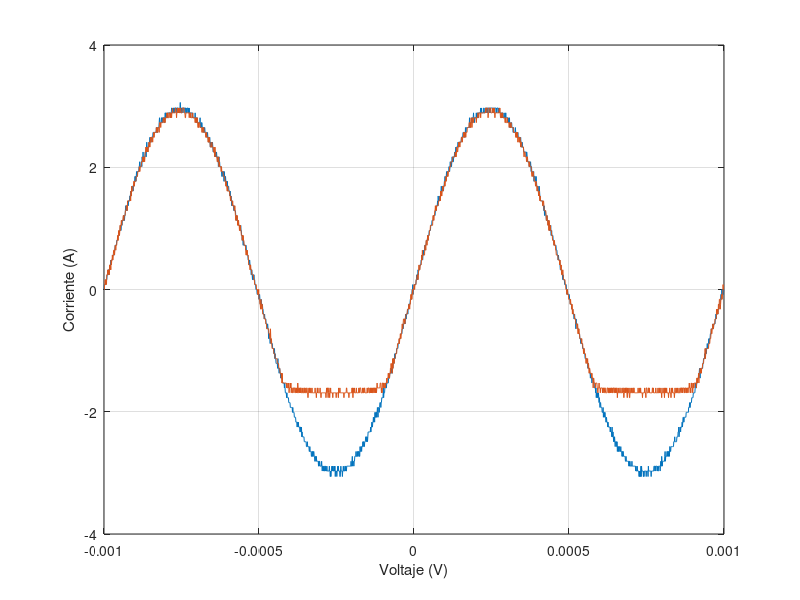

MATLAB code to generate this figure:
t=[-1.00E-03
-9.99E-04
-9.98E-04
-9.97E-04
-9.96E-04
-9.95E-04
-9.94E-04
-9.93E-04
-9.92E-04
-9.91E-04
-9.90E-04
-9.89E-04
-9.88E-04
-9.87E-04
-9.86E-04
-9.85E-04
-9.84E-04
-9.83E-04
-9.82E-04
-9.81E-04
-9.80E-04
-9.79E-04
-9.78E-04
-9.77E-04
-9.76E-04
-9.75E-04
-9.74E-04
-9.73E-04
-9.72E-04
-9.71E-04
-9.70E-04
-9.69E-04
-9.68E-04
-9.67E-04
-9.66E-04
-9.65E-04
-9.64E-04
-9.63E-04
-9.62E-04
-9.61E-04
-9.60E-04
-9.59E-04
-9.58E-04
-9.57E-04
-9.56E-04
-9.55E-04
-9.54E-04
-9.53E-04
-9.52E-04
-9.51E-04
-9.50E-04
-9.49E-04
-9.48E-04
-9.47E-04
-9.46E-04
-9.45E-04
-9.44E-04
-9.43E-04
-9.42E-04
-9.41E-04
-9.40E-04
-9.39E-04
-9.38E-04
-9.37E-04
-9.36E-04
-9.35E-04
-9.34E-04
-9.33E-04
-9.32E-04
-9.31E-04
-9.30E-04
-9.29E-04
-9.28E-04
-9.27E-04
-9.26E-04
-9.25E-04
-9.24E-04
-9.23E-04
-9.22E-04
-9.21E-04
-9.20E-04
-9.19E-04
-9.18E-04
-9.17E-04
-9.16E-04
-9.15E-04
-9.14E-04
-9.13E-04
-9.12E-04
-9.11E-04
-9.10E-04
-9.09E-04
-9.08E-04
-9.07E-04
-9.06E-04
-9.05E-04
-9.04E-04
-9.03E-04
-9.02E-04
-9.01E-04
-9.00E-04
-8.99E-04
-8.98E-04
-8.97E-04
-8.96E-04
-8.95E-04
-8.94E-04
-8.93E-04
-8.92E-04
-8.91E-04
-8.90E-04
-8.89E-04
-8.88E-04
-8.87E-04
-8.86E-04
-8.85E-04
-8.84E-04
-8.83E-04
-8.82E-04
-8.81E-04
-8.80E-04
-8.79E-04
-8.78E-04
-8.77E-04
-8.76E-04
-8.75E-04
-8.74E-04
-8.73E-04
-8.72E-04
-8.71E-04
-8.70E-04
-8.69E-04
-8.68E-04
-8.67E-04
-8.66E-04
-8.65E-04
-8.64E-04
-8.63E-04
-8.62E-04
-8.61E-04
-8.60E-04
-8.59E-04
-8.58E-04
-8.57E-04
-8.56E-04
-8.55E-04
-8.54E-04
-8.53E-04
-8.52E-04
-8.51E-04
-8.50E-04
-8.49E-04
-8.48E-04
-8.47E-04
-8.46E-04
-8.45E-04
-8.44E-04
-8.43E-04
-8.42E-04
-8.41E-04
-8.40E-04
-8.39E-04
-8.38E-04
-8.37E-04
-8.36E-04
-8.35E-04
-8.34E-04
-8.33E-04
-8.32E-04
-8.31E-04
-8.30E-04
-8.29E-04
-8.28E-04
-8.27E-04
-8.26E-04
-8.25E-04
-8.24E-04
-8.23E-04
-8.22E-04
-8.21E-04
-8.20E-04
-8.19E-04
-8.18E-04
-8.17E-04
-8.16E-04
-8.15E-04
-8.14E-04
-8.13E-04
-8.12E-04
-8.11E-04
-8.10E-04
-8.09E-04
-8.08E-04
-8.07E-04
-8.06E-04
-8.05E-04
-8.04E-04
-8.03E-04
-8.02E-04
-8.01E-04
-8.00E-04
-7.99E-04
-7.98E-04
-7.97E-04
-7.96E-04
-7.95E-04
-7.94E-04
-7.93E-04
-7.92E-04
-7.91E-04
-7.90E-04
-7.89E-04
-7.88E-04
-7.87E-04
-7.86E-04
-7.85E-04
-7.84E-04
-7.83E-04
-7.82E-04
-7.81E-04
-7.80E-04
-7.79E-04
-7.78E-04
-7.77E-04
-7.76E-04
-7.75E-04
-7.74E-04
-7.73E-04
-7.72E-04
-7.71E-04
-7.70E-04
-7.69E-04
-7.68E-04
-7.67E-04
-7.66E-04
-7.65E-04
-7.64E-04
-7.63E-04
-7.62E-04
-7.61E-04
-7.60E-04
-7.59E-04
-7.58E-04
-7.57E-04
-7.56E-04
-7.55E-04
-7.54E-04
-7.53E-04
-7.52E-04
-7.51E-04
-7.50E-04
-7.49E-04
-7.48E-04
-7.47E-04
-7.46E-04
-7.45E-04
-7.44E-04
-7.43E-04
-7.42E-04
-7.41E-04
-7.40E-04
-7.39E-04
-7.38E-04
-7.37E-04
-7.36E-04
-7.35E-04
-7.34E-04
-7.33E-04
-7.32E-04
-7.31E-04
-7.30E-04
-7.29E-04
-7.28E-04
-7.27E-04
-7.26E-04
-7.25E-04
-7.24E-04
-7.23E-04
-7.22E-04
-7.21E-04
-7.20E-04
-7.19E-04
-7.18E-04
-7.17E-04
-7.16E-04
-7.15E-04
-7.14E-04
-7.13E-04
-7.12E-04
-7.11E-04
-7.10E-04
-7.09E-04
-7.08E-04
-7.07E-04
-7.06E-04
-7.05E-04
-7.04E-04
-7.03E-04
-7.02E-04
-7.01E-04
-7.00E-04
-6.99E-04
-6.98E-04
-6.97E-04
-6.96E-04
-6.95E-04
-6.94E-04
-6.93E-04
-6.92E-04
-6.91E-04
-6.90E-04
-6.89E-04
-6.88E-04
-6.87E-04
-6.86E-04
-6.85E-04
-6.84E-04
-6.83E-04
-6.82E-04
-6.81E-04
-6.80E-04
-6.79E-04
-6.78E-04
-6.77E-04
-6.76E-04
-6.75E-04
-6.74E-04
-6.73E-04
-6.72E-04
-6.71E-04
-6.70E-04
-6.69E-04
-6.68E-04
-6.67E-04
-6.66E-04
-6.65E-04
-6.64E-04
-6.63E-04
-6.62E-04
-6.61E-04
-6.60E-04
-6.59E-04
-6.58E-04
-6.57E-04
-6.56E-04
-6.55E-04
-6.54E-04
-6.53E-04
-6.52E-04
-6.51E-04
-6.50E-04
-6.49E-04
-6.48E-04
-6.47E-04
-6.46E-04
-6.45E-04
-6.44E-04
-6.43E-04
-6.42E-04
-6.41E-04
-6.40E-04
-6.39E-04
-6.38E-04
-6.37E-04
-6.36E-04
-6.35E-04
-6.34E-04
-6.33E-04
-6.32E-04
-6.31E-04
-6.30E-04
-6.29E-04
-6.28E-04
-6.27E-04
-6.26E-04
-6.25E-04
-6.24E-04
-6.23E-04
-6.22E-04
-6.21E-04
-6.20E-04
-6.19E-04
-6.18E-04
-6.17E-04
-6.16E-04
-6.15E-04
-6.14E-04
-6.13E-04
-6.12E-04
-6.11E-04
-6.10E-04
-6.09E-04
-6.08E-04
-6.07E-04
-6.06E-04
-6.05E-04
-6.04E-04
-6.03E-04
-6.02E-04
-6.01E-04
-6.00E-04
-5.99E-04
-5.98E-04
-5.97E-04
-5.96E-04
-5.95E-04
-5.94E-04
-5.93E-04
-5.92E-04
-5.91E-04
-5.90E-04
-5.89E-04
-5.88E-04
-5.87E-04
-5.86E-04
-5.85E-04
-5.84E-04
-5.83E-04
-5.82E-04
-5.81E-04
-5.80E-04
-5.79E-04
-5.78E-04
-5.77E-04
-5.76E-04
-5.75E-04
-5.74E-04
-5.73E-04
-5.72E-04
-5.71E-04
-5.70E-04
-5.69E-04
-5.68E-04
-5.67E-04
-5.66E-04
-5.65E-04
-5.64E-04
-5.63E-04
-5.62E-04
-5.61E-04
-5.60E-04
-5.59E-04
-5.58E-04
-5.57E-04
-5.56E-04
-5.55E-04
-5.54E-04
-5.53E-04
-5.52E-04
-5.51E-04
-5.50E-04
-5.49E-04
-5.48E-04
-5.47E-04
-5.46E-04
-5.45E-04
-5.44E-04
-5.43E-04
-5.42E-04
-5.41E-04
-5.40E-04
-5.39E-04
-5.38E-04
-5.37E-04
-5.36E-04
-5.35E-04
-5.34E-04
-5.33E-04
-5.32E-04
-5.31E-04
-5.30E-04
-5.29E-04
-5.28E-04
-5.27E-04
-5.26E-04
-5.25E-04
-5.24E-04
-5.23E-04
-5.22E-04
-5.21E-04
-5.20E-04
-5.19E-04
-5.18E-04
-5.17E-04
-5.16E-04
-5.15E-04
-5.14E-04
-5.13E-04
-5.12E-04
-5.11E-04
-5.10E-04
-5.09E-04
-5.08E-04
-5.07E-04
-5.06E-04
-5.05E-04
-5.04E-04
-5.03E-04
-5.02E-04
-5.01E-04
-5.00E-04
-4.99E-04
-4.98E-04
-4.97E-04
-4.96E-04
-4.95E-04
-4.94E-04
-4.93E-04
-4.92E-04
-4.91E-04
-4.90E-04
-4.89E-04
-4.88E-04
-4.87E-04
-4.86E-04
-4.85E-04
-4.84E-04
-4.83E-04
-4.82E-04
-4.81E-04
-4.80E-04
-4.79E-04
-4.78E-04
-4.77E-04
-4.76E-04
-4.75E-04
-4.74E-04
-4.73E-04
-4.72E-04
-4.71E-04
-4.70E-04
-4.69E-04
-4.68E-04
-4.67E-04
-4.66E-04
-4.65E-04
-4.64E-04
-4.63E-04
-4.62E-04
-4.61E-04
-4.60E-04
-4.59E-04
-4.58E-04
-4.57E-04
-4.56E-04
-4.55E-04
-4.54E-04
-4.53E-04
-4.52E-04
-4.51E-04
-4.50E-04
-4.49E-04
-4.48E-04
-4.47E-04
-4.46E-04
-4.45E-04
-4.44E-04
-4.43E-04
-4.42E-04
-4.41E-04
-4.40E-04
-4.39E-04
-4.38E-04
-4.37E-04
-4.36E-04
-4.35E-04
-4.34E-04
-4.33E-04
-4.32E-04
-4.31E-04
-4.30E-04
-4.29E-04
-4.28E-04
-4.27E-04
-4.26E-04
-4.25E-04
-4.24E-04
-4.23E-04
-4.22E-04
-4.21E-04
-4.20E-04
-4.19E-04
-4.18E-04
-4.17E-04
-4.16E-04
-4.15E-04
-4.14E-04
-4.13E-04
-4.12E-04
-4.11E-04
-4.10E-04
-4.09E-04
-4.08E-04
-4.07E-04
-4.06E-04
-4.05E-04
-4.04E-04
-4.03E-04
-4.02E-04
-4.01E-04
-4.00E-04
-3.99E-04
-3.98E-04
-3.97E-04
-3.96E-04
-3.95E-04
-3.94E-04
-3.93E-04
-3.92E-04
-3.91E-04
-3.90E-04
-3.89E-04
-3.88E-04
-3.87E-04
-3.86E-04
-3.85E-04
-3.84E-04
-3.83E-04
-3.82E-04
-3.81E-04
-3.80E-04
-3.79E-04
-3.78E-04
-3.77E-04
-3.76E-04
-3.75E-04
-3.74E-04
-3.73E-04
-3.72E-04
-3.71E-04
-3.70E-04
-3.69E-04
-3.68E-04
-3.67E-04
-3.66E-04
-3.65E-04
-3.64E-04
-3.63E-04
-3.62E-04
-3.61E-04
-3.60E-04
-3.59E-04
-3.58E-04
-3.57E-04
-3.56E-04
-3.55E-04
-3.54E-04
-3.53E-04
-3.52E-04
-3.51E-04
-3.50E-04
-3.49E-04
-3.48E-04
-3.47E-04
-3.46E-04
-3.45E-04
-3.44E-04
-3.43E-04
-3.42E-04
-3.41E-04
-3.40E-04
-3.39E-04
-3.38E-04
-3.37E-04
-3.36E-04
-3.35E-04
-3.34E-04
-3.33E-04
-3.32E-04
-3.31E-04
-3.30E-04
-3.29E-04
-3.28E-04
-3.27E-04
-3.26E-04
-3.25E-04
-3.24E-04
-3.23E-04
-3.22E-04
-3.21E-04
-3.20E-04
-3.19E-04
-3.18E-04
-3.17E-04
-3.16E-04
-3.15E-04
-3.14E-04
-3.13E-04
-3.12E-04
-3.11E-04
-3.10E-04
-3.09E-04
-3.08E-04
-3.07E-04
-3.06E-04
-3.05E-04
-3.04E-04
-3.03E-04
-3.02E-04
-3.01E-04
-3.00E-04
-2.99E-04
-2.98E-04
-2.97E-04
-2.96E-04
-2.95E-04
-2.94E-04
-2.93E-04
-2.92E-04
-2.91E-04
-2.90E-04
-2.89E-04
-2.88E-04
-2.87E-04
-2.86E-04
-2.85E-04
-2.84E-04
-2.83E-04
-2.82E-04
-2.81E-04
-2.80E-04
-2.79E-04
-2.78E-04
-2.77E-04
-2.76E-04
-2.75E-04
-2.74E-04
-2.73E-04
-2.72E-04
-2.71E-04
-2.70E-04
-2.69E-04
-2.68E-04
-2.67E-04
-2.66E-04
-2.65E-04
-2.64E-04
-2.63E-04
-2.62E-04
-2.61E-04
-2.60E-04
-2.59E-04
-2.58E-04
-2.57E-04
-2.56E-04
-2.55E-04
-2.54E-04
-2.53E-04
-2.52E-04
-2.51E-04
-2.50E-04
-2.49E-04
-2.48E-04
-2.47E-04
-2.46E-04
-2.45E-04
-2.44E-04
-2.43E-04
-2.42E-04
-2.41E-04
-2.40E-04
-2.39E-04
-2.38E-04
-2.37E-04
-2.36E-04
-2.35E-04
-2.34E-04
-2.33E-04
-2.32E-04
-2.31E-04
-2.30E-04
-2.29E-04
-2.28E-04
-2.27E-04
-2.26E-04
-2.25E-04
-2.24E-04
-2.23E-04
-2.22E-04
-2.21E-04
-2.20E-04
-2.19E-04
-2.18E-04
-2.17E-04
-2.16E-04
-2.15E-04
-2.14E-04
-2.13E-04
-2.12E-04
-2.11E-04
-2.10E-04
-2.09E-04
-2.08E-04
-2.07E-04
-2.06E-04
-2.05E-04
-2.04E-04
-2.03E-04
-2.02E-04
-2.01E-04
-2.00E-04
-1.99E-04
-1.98E-04
-1.97E-04
-1.96E-04
-1.95E-04
-1.94E-04
-1.93E-04
-1.92E-04
-1.91E-04
-1.90E-04
-1.89E-04
-1.88E-04
-1.87E-04
-1.86E-04
-1.85E-04
-1.84E-04
-1.83E-04
-1.82E-04
-1.81E-04
-1.80E-04
-1.79E-04
-1.78E-04
-1.77E-04
-1.76E-04
-1.75E-04
-1.74E-04
-1.73E-04
-1.72E-04
-1.71E-04
-1.70E-04
-1.69E-04
-1.68E-04
-1.67E-04
-1.66E-04
-1.65E-04
-1.64E-04
-1.63E-04
-1.62E-04
-1.61E-04
-1.60E-04
-1.59E-04
-1.58E-04
-1.57E-04
-1.56E-04
-1.55E-04
-1.54E-04
-1.53E-04
-1.52E-04
-1.51E-04
-1.50E-04
-1.49E-04
-1.48E-04
-1.47E-04
-1.46E-04
-1.45E-04
-1.44E-04
-1.43E-04
-1.42E-04
-1.41E-04
-1.40E-04
-1.39E-04
-1.38E-04
-1.37E-04
-1.36E-04
-1.35E-04
-1.34E-04
-1.33E-04
-1.32E-04
-1.31E-04
-1.30E-04
-1.29E-04
-1.28E-04
-1.27E-04
-1.26E-04
-1.25E-04
-1.24E-04
-1.23E-04
-1.22E-04
-1.21E-04
-1.20E-04
-1.19E-04
-1.18E-04
-1.17E-04
-1.16E-04
-1.15E-04
-1.14E-04
-1.13E-04
-1.12E-04
-1.11E-04
-1.10E-04
-1.09E-04
-1.08E-04
-1.07E-04
-1.06E-04
-1.05E-04
-1.04E-04
-1.03E-04
-1.02E-04
-1.01E-04
-1.00E-04
-9.90E-05
-9.80E-05
-9.70E-05
-9.60E-05
-9.50E-05
-9.40E-05
-9.30E-05
-9.20E-05
-9.10E-05
-9.00E-05
-8.90E-05
-8.80E-05
-8.70E-05
-8.60E-05
-8.50E-05
-8.40E-05
-8.30E-05
-8.20E-05
-8.10E-05
-8.00E-05
-7.90E-05
-7.80E-05
-7.70E-05
-7.60E-05
-7.50E-05
-7.40E-05
-7.30E-05
-7.20E-05
-7.10E-05
-7.00E-05
-6.90E-05
-6.80E-05
-6.70E-05
-6.60E-05
-6.50E-05
-6.40E-05
-6.30E-05
-6.20E-05
-6.10E-05
-6.00E-05
-5.90E-05
-5.80E-05
-5.70E-05
-5.60E-05
-5.50E-05
-5.40E-05
-5.30E-05
-5.20E-05
-5.10E-05
-5.00E-05
-4.90E-05
-4.80E-05
-4.70E-05
-4.60E-05
-4.50E-05
-4.40E-05
-4.30E-05
-4.20E-05
-4.10E-05
-4.00E-05
-3.90E-05
-3.80E-05
-3.70E-05
-3.60E-05
-3.50E-05
-3.40E-05
-3.30E-05
-3.20E-05
-3.10E-05
-3.00E-05
-2.90E-05
-2.80E-05
-2.70E-05
-2.60E-05
-2.50E-05
-2.40E-05
-2.30E-05
-2.20E-05
-2.10E-05
-2.00E-05
-1.90E-05
-1.80E-05
-1.70E-05
-1.60E-05
-1.50E-05
-1.40E-05
-1.30E-05
-1.20E-05
-1.10E-05
-1.00E-05
-9.00E-06
-8.00E-06
-7.00E-06
-6.00E-06
-5.00E-06
-4.00E-06
-3.00E-06
-2.00E-06
-1.00E-06
0.00E+00
1.00E-06
2.00E-06
3.00E-06
4.00E-06
5.00E-06
6.00E-06
7.00E-06
8.00E-06
9.00E-06
1.00E-05
1.10E-05
1.20E-05
1.30E-05
1.40E-05
1.50E-05
1.60E-05
1.70E-05
1.80E-05
1.90E-05
2.00E-05
2.10E-05
2.20E-05
2.30E-05
2.40E-05
2.50E-05
2.60E-05
2.70E-05
2.80E-05
2.90E-05
3.00E-05
3.10E-05
3.20E-05
3.30E-05
3.40E-05
3.50E-05
3.60E-05
3.70E-05
3.80E-05
3.90E-05
4.00E-05
4.10E-05
4.20E-05
4.30E-05
4.40E-05
4.50E-05
4.60E-05
4.70E-05
4.80E-05
4.90E-05
5.00E-05
5.10E-05
5.20E-05
5.30E-05
5.40E-05
5.50E-05
5.60E-05
5.70E-05
5.80E-05
5.90E-05
6.00E-05
6.10E-05
6.20E-05
6.30E-05
6.40E-05
6.50E-05
6.60E-05
6.70E-05
6.80E-05
6.90E-05
7.00E-05
7.10E-05
7.20E-05
7.30E-05
7.40E-05
7.50E-05
7.60E-05
7.70E-05
7.80E-05
7.90E-05
8.00E-05
8.10E-05
8.20E-05
8.30E-05
8.40E-05
8.50E-05
8.60E-05
8.70E-05
8.80E-05
8.90E-05
9.00E-05
9.10E-05
9.20E-05
9.30E-05
9.40E-05
9.50E-05
9.60E-05
9.70E-05
9.80E-05
9.90E-05
1.00E-04
1.01E-04
1.02E-04
1.03E-04
1.04E-04
1.05E-04
1.06E-04
1.07E-04
1.08E-04
1.09E-04
1.10E-04
1.11E-04
1.12E-04
1.13E-04
1.14E-04
1.15E-04
1.16E-04
1.17E-04
1.18E-04
1.19E-04
1.20E-04
1.21E-04
1.22E-04
1.23E-04
1.24E-04
1.25E-04
1.26E-04
1.27E-04
1.28E-04
1.29E-04
1.30E-04
1.31E-04
1.32E-04
1.33E-04
1.34E-04
1.35E-04
1.36E-04
1.37E-04
1.38E-04
1.39E-04
1.40E-04
1.41E-04
1.42E-04
1.43E-04
1.44E-04
1.45E-04
1.46E-04
1.47E-04
1.48E-04
1.49E-04
1.50E-04
1.51E-04
1.52E-04
1.53E-04
1.54E-04
1.55E-04
1.56E-04
1.57E-04
1.58E-04
1.59E-04
1.60E-04
1.61E-04
1.62E-04
1.63E-04
1.64E-04
1.65E-04
1.66E-04
1.67E-04
1.68E-04
1.69E-04
1.70E-04
1.71E-04
1.72E-04
1.73E-04
1.74E-04
1.75E-04
1.76E-04
1.77E-04
1.78E-04
1.79E-04
1.80E-04
1.81E-04
1.82E-04
1.83E-04
1.84E-04
1.85E-04
1.86E-04
1.87E-04
1.88E-04
1.89E-04
1.90E-04
1.91E-04
1.92E-04
1.93E-04
1.94E-04
1.95E-04
1.96E-04
1.97E-04
1.98E-04
1.99E-04
2.00E-04
2.01E-04
2.02E-04
2.03E-04
2.04E-04
2.05E-04
2.06E-04
2.07E-04
2.08E-04
2.09E-04
2.10E-04
2.11E-04
2.12E-04
2.13E-04
2.14E-04
2.15E-04
2.16E-04
2.17E-04
2.18E-04
2.19E-04
2.20E-04
2.21E-04
2.22E-04
2.23E-04
2.24E-04
2.25E-04
2.26E-04
2.27E-04
2.28E-04
2.29E-04
2.30E-04
2.31E-04
2.32E-04
2.33E-04
2.34E-04
2.35E-04
2.36E-04
2.37E-04
2.38E-04
2.39E-04
2.40E-04
2.41E-04
2.42E-04
2.43E-04
2.44E-04
2.45E-04
2.46E-04
2.47E-04
2.48E-04
2.49E-04
2.50E-04
2.51E-04
2.52E-04
2.53E-04
2.54E-04
2.55E-04
2.56E-04
2.57E-04
2.58E-04
2.59E-04
2.60E-04
2.61E-04
2.62E-04
2.63E-04
2.64E-04
2.65E-04
2.66E-04
2.67E-04
2.68E-04
2.69E-04
2.70E-04
2.71E-04
2.72E-04
2.73E-04
2.74E-04
2.75E-04
2.76E-04
2.77E-04
2.78E-04
2.79E-04
2.80E-04
2.81E-04
2.82E-04
2.83E-04
2.84E-04
2.85E-04
2.86E-04
2.87E-04
2.88E-04
2.89E-04
2.90E-04
2.91E-04
2.92E-04
2.93E-04
2.94E-04
2.95E-04
2.96E-04
2.97E-04
2.98E-04
2.99E-04
3.00E-04
3.01E-04
3.02E-04
3.03E-04
3.04E-04
3.05E-04
3.06E-04
3.07E-04
3.08E-04
3.09E-04
3.10E-04
3.11E-04
3.12E-04
3.13E-04
3.14E-04
3.15E-04
3.16E-04
3.17E-04
3.18E-04
3.19E-04
3.20E-04
3.21E-04
3.22E-04
3.23E-04
3.24E-04
3.25E-04
3.26E-04
3.27E-04
3.28E-04
3.29E-04
3.30E-04
3.31E-04
3.32E-04
3.33E-04
3.34E-04
3.35E-04
3.36E-04
3.37E-04
3.38E-04
3.39E-04
3.40E-04
3.41E-04
3.42E-04
3.43E-04
3.44E-04
3.45E-04
3.46E-04
3.47E-04
3.48E-04
3.49E-04
3.50E-04
3.51E-04
3.52E-04
3.53E-04
3.54E-04
3.55E-04
3.56E-04
3.57E-04
3.58E-04
3.59E-04
3.60E-04
3.61E-04
3.62E-04
3.63E-04
3.64E-04
3.65E-04
3.66E-04
3.67E-04
3.68E-04
3.69E-04
3.70E-04
3.71E-04
3.72E-04
3.73E-04
3.74E-04
3.75E-04
3.76E-04
3.77E-04
3.78E-04
3.79E-04
3.80E-04
3.81E-04
3.82E-04
3.83E-04
3.84E-04
3.85E-04
3.86E-04
3.87E-04
3.88E-04
3.89E-04
3.90E-04
3.91E-04
3.92E-04
3.93E-04
3.94E-04
3.95E-04
3.96E-04
3.97E-04
3.98E-04
3.99E-04
4.00E-04
4.01E-04
4.02E-04
4.03E-04
4.04E-04
4.05E-04
4.06E-04
4.07E-04
4.08E-04
4.09E-04
4.10E-04
4.11E-04
4.12E-04
4.13E-04
4.14E-04
4.15E-04
4.16E-04
4.17E-04
4.18E-04
4.19E-04
4.20E-04
4.21E-04
4.22E-04
4.23E-04
4.24E-04
4.25E-04
4.26E-04
4.27E-04
4.28E-04
4.29E-04
4.30E-04
4.31E-04
4.32E-04
4.33E-04
4.34E-04
4.35E-04
4.36E-04
4.37E-04
4.38E-04
4.39E-04
4.40E-04
4.41E-04
4.42E-04
4.43E-04
4.44E-04
4.45E-04
4.46E-04
4.47E-04
4.48E-04
4.49E-04
4.50E-04
4.51E-04
4.52E-04
4.53E-04
4.54E-04
4.55E-04
4.56E-04
4.57E-04
4.58E-04
4.59E-04
4.60E-04
4.61E-04
4.62E-04
4.63E-04
4.64E-04
4.65E-04
4.66E-04
4.67E-04
4.68E-04
4.69E-04
4.70E-04
4.71E-04
4.72E-04
4.73E-04
4.74E-04
4.75E-04
4.76E-04
4.77E-04
4.78E-04
4.79E-04
4.80E-04
4.81E-04
4.82E-04
4.83E-04
4.84E-04
4.85E-04
4.86E-04
4.87E-04
4.88E-04
4.89E-04
4.90E-04
4.91E-04
4.92E-04
4.93E-04
4.94E-04
4.95E-04
4.96E-04
4.97E-04
4.98E-04
4.99E-04
5.00E-04
5.01E-04
5.02E-04
5.03E-04
5.04E-04
5.05E-04
5.06E-04
5.07E-04
5.08E-04
5.09E-04
5.10E-04
5.11E-04
5.12E-04
5.13E-04
5.14E-04
5.15E-04
5.16E-04
5.17E-04
5.18E-04
5.19E-04
5.20E-04
5.21E-04
5.22E-04
5.23E-04
5.24E-04
5.25E-04
5.26E-04
5.27E-04
5.28E-04
5.29E-04
5.30E-04
5.31E-04
5.32E-04
5.33E-04
5.34E-04
5.35E-04
5.36E-04
5.37E-04
5.38E-04
5.39E-04
5.40E-04
5.41E-04
5.42E-04
5.43E-04
5.44E-04
5.45E-04
5.46E-04
5.47E-04
5.48E-04
5.49E-04
5.50E-04
5.51E-04
5.52E-04
5.53E-04
5.54E-04
5.55E-04
5.56E-04
5.57E-04
5.58E-04
5.59E-04
5.60E-04
5.61E-04
5.62E-04
5.63E-04
5.64E-04
5.65E-04
5.66E-04
5.67E-04
5.68E-04
5.69E-04
5.70E-04
5.71E-04
5.72E-04
5.73E-04
5.74E-04
5.75E-04
5.76E-04
5.77E-04
5.78E-04
5.79E-04
5.80E-04
5.81E-04
5.82E-04
5.83E-04
5.84E-04
5.85E-04
5.86E-04
5.87E-04
5.88E-04
5.89E-04
5.90E-04
5.91E-04
5.92E-04
5.93E-04
5.94E-04
5.95E-04
5.96E-04
5.97E-04
5.98E-04
5.99E-04
6.00E-04
6.01E-04
6.02E-04
6.03E-04
6.04E-04
6.05E-04
6.06E-04
6.07E-04
6.08E-04
6.09E-04
6.10E-04
6.11E-04
6.12E-04
6.13E-04
6.14E-04
6.15E-04
6.16E-04
6.17E-04
6.18E-04
6.19E-04
6.20E-04
6.21E-04
6.22E-04
6.23E-04
6.24E-04
6.25E-04
6.26E-04
6.27E-04
6.28E-04
6.29E-04
6.30E-04
6.31E-04
6.32E-04
6.33E-04
6.34E-04
6.35E-04
6.36E-04
6.37E-04
6.38E-04
6.39E-04
6.40E-04
6.41E-04
6.42E-04
6.43E-04
6.44E-04
6.45E-04
6.46E-04
6.47E-04
6.48E-04
6.49E-04
6.50E-04
6.51E-04
6.52E-04
6.53E-04
6.54E-04
6.55E-04
6.56E-04
6.57E-04
6.58E-04
6.59E-04
6.60E-04
6.61E-04
6.62E-04
6.63E-04
6.64E-04
6.65E-04
6.66E-04
6.67E-04
6.68E-04
6.69E-04
6.70E-04
6.71E-04
6.72E-04
6.73E-04
6.74E-04
6.75E-04
6.76E-04
6.77E-04
6.78E-04
6.79E-04
6.80E-04
6.81E-04
6.82E-04
6.83E-04
6.84E-04
6.85E-04
6.86E-04
6.87E-04
6.88E-04
6.89E-04
6.90E-04
6.91E-04
6.92E-04
6.93E-04
6.94E-04
6.95E-04
6.96E-04
6.97E-04
6.98E-04
6.99E-04
7.00E-04
7.01E-04
7.02E-04
7.03E-04
7.04E-04
7.05E-04
7.06E-04
7.07E-04
7.08E-04
7.09E-04
7.10E-04
7.11E-04
7.12E-04
7.13E-04
7.14E-04
7.15E-04
7.16E-04
7.17E-04
7.18E-04
7.19E-04
7.20E-04
7.21E-04
7.22E-04
7.23E-04
7.24E-04
7.25E-04
7.26E-04
7.27E-04
7.28E-04
7.29E-04
7.30E-04
7.31E-04
7.32E-04
7.33E-04
7.34E-04
7.35E-04
7.36E-04
7.37E-04
7.38E-04
7.39E-04
7.40E-04
7.41E-04
7.42E-04
7.43E-04
7.44E-04
7.45E-04
7.46E-04
7.47E-04
7.48E-04
7.49E-04
7.50E-04
7.51E-04
7.52E-04
7.53E-04
7.54E-04
7.55E-04
7.56E-04
7.57E-04
7.58E-04
7.59E-04
7.60E-04
7.61E-04
7.62E-04
7.63E-04
7.64E-04
7.65E-04
7.66E-04
7.67E-04
7.68E-04
7.69E-04
7.70E-04
7.71E-04
7.72E-04
7.73E-04
7.74E-04
7.75E-04
7.76E-04
7.77E-04
7.78E-04
7.79E-04
7.80E-04
7.81E-04
7.82E-04
7.83E-04
7.84E-04
7.85E-04
7.86E-04
7.87E-04
7.88E-04
7.89E-04
7.90E-04
7.91E-04
7.92E-04
7.93E-04
7.94E-04
7.95E-04
7.96E-04
7.97E-04
7.98E-04
7.99E-04
8.00E-04
8.01E-04
8.02E-04
8.03E-04
8.04E-04
8.05E-04
8.06E-04
8.07E-04
8.08E-04
8.09E-04
8.10E-04
8.11E-04
8.12E-04
8.13E-04
8.14E-04
8.15E-04
8.16E-04
8.17E-04
8.18E-04
8.19E-04
8.20E-04
8.21E-04
8.22E-04
8.23E-04
8.24E-04
8.25E-04
8.26E-04
8.27E-04
8.28E-04
8.29E-04
8.30E-04
8.31E-04
8.32E-04
8.33E-04
8.34E-04
8.35E-04
8.36E-04
8.37E-04
8.38E-04
8.39E-04
8.40E-04
8.41E-04
8.42E-04
8.43E-04
8.44E-04
8.45E-04
8.46E-04
8.47E-04
8.48E-04
8.49E-04
8.50E-04
8.51E-04
8.52E-04
8.53E-04
8.54E-04
8.55E-04
8.56E-04
8.57E-04
8.58E-04
8.59E-04
8.60E-04
8.61E-04
8.62E-04
8.63E-04
8.64E-04
8.65E-04
8.66E-04
8.67E-04
8.68E-04
8.69E-04
8.70E-04
8.71E-04
8.72E-04
8.73E-04
8.74E-04
8.75E-04
8.76E-04
8.77E-04
8.78E-04
8.79E-04
8.80E-04
8.81E-04
8.82E-04
8.83E-04
8.84E-04
8.85E-04
8.86E-04
8.87E-04
8.88E-04
8.89E-04
8.90E-04
8.91E-04
8.92E-04
8.93E-04
8.94E-04
8.95E-04
8.96E-04
8.97E-04
8.98E-04
8.99E-04
9.00E-04
9.01E-04
9.02E-04
9.03E-04
9.04E-04
9.05E-04
9.06E-04
9.07E-04
9.08E-04
9.09E-04
9.10E-04
9.11E-04
9.12E-04
9.13E-04
9.14E-04
9.15E-04
9.16E-04
9.17E-04
9.18E-04
9.19E-04
9.20E-04
9.21E-04
9.22E-04
9.23E-04
9.24E-04
9.25E-04
9.26E-04
9.27E-04
9.28E-04
9.29E-04
9.30E-04
9.31E-04
9.32E-04
9.33E-04
9.34E-04
9.35E-04
9.36E-04
9.37E-04
9.38E-04
9.39E-04
9.40E-04
9.41E-04
9.42E-04
9.43E-04
9.44E-04
9.45E-04
9.46E-04
9.47E-04
9.48E-04
9.49E-04
9.50E-04
9.51E-04
9.52E-04
9.53E-04
9.54E-04
9.55E-04
9.56E-04
9.57E-04
9.58E-04
9.59E-04
9.60E-04
9.61E-04
9.62E-04
9.63E-04
9.64E-04
9.65E-04
9.66E-04
9.67E-04
9.68E-04
9.69E-04
9.70E-04
9.71E-04
9.72E-04
9.73E-04
9.74E-04
9.75E-04
9.76E-04
9.77E-04
9.78E-04
9.79E-04
9.80E-04
9.81E-04
9.82E-04
9.83E-04
9.84E-04
9.85E-04
9.86E-04
9.87E-04
9.88E-04
9.89E-04
9.90E-04
9.91E-04
9.92E-04
9.93E-04
9.94E-04
9.95E-04
9.96E-04
9.97E-04
9.98E-04
9.99E-04];
x=[0.00E+00
8.04E-02
8.04E-02
8.04E-02
8.04E-02
8.04E-02
1.61E-01
1.61E-01
1.61E-01
1.61E-01
2.41E-01
2.41E-01
2.41E-01
3.22E-01
3.22E-01
3.22E-01
2.41E-01
3.22E-01
3.22E-01
3.22E-01
4.02E-01
4.02E-01
4.82E-01
4.02E-01
4.82E-01
4.82E-01
4.82E-01
4.82E-01
5.63E-01
5.63E-01
5.63E-01
5.63E-01
5.63E-01
5.63E-01
6.43E-01
6.43E-01
7.24E-01
7.24E-01
7.24E-01
7.24E-01
7.24E-01
8.04E-01
8.04E-01
8.04E-01
8.04E-01
8.84E-01
8.84E-01
8.84E-01
8.84E-01
8.84E-01
9.65E-01
9.65E-01
9.65E-01
1.05E+00
9.65E-01
9.65E-01
1.05E+00
1.13E+00
1.05E+00
1.13E+00
1.13E+00
1.13E+00
1.13E+00
1.21E+00
1.13E+00
1.21E+00
1.13E+00
1.21E+00
1.21E+00
1.29E+00
1.37E+00
1.37E+00
1.29E+00
1.37E+00
1.29E+00
1.37E+00
1.37E+00
1.45E+00
1.37E+00
1.45E+00
1.45E+00
1.45E+00
1.45E+00
1.53E+00
1.53E+00
1.53E+00
1.61E+00
1.53E+00
1.53E+00
1.61E+00
1.61E+00
1.69E+00
1.69E+00
1.69E+00
1.61E+00
1.69E+00
1.69E+00
1.69E+00
1.77E+00
1.77E+00
1.85E+00
1.77E+00
1.85E+00
1.77E+00
1.85E+00
1.93E+00
1.93E+00
1.85E+00
1.93E+00
1.93E+00
1.93E+00
1.93E+00
1.93E+00
2.01E+00
2.01E+00
2.09E+00
2.01E+00
2.01E+00
2.01E+00
2.01E+00
2.09E+00
2.09E+00
2.01E+00
2.17E+00
2.09E+00
2.09E+00
2.25E+00
2.09E+00
2.17E+00
2.17E+00
2.17E+00
2.17E+00
2.17E+00
2.25E+00
2.25E+00
2.25E+00
2.17E+00
2.33E+00
2.41E+00
2.33E+00
2.33E+00
2.25E+00
2.33E+00
2.33E+00
2.33E+00
2.41E+00
2.41E+00
2.41E+00
2.49E+00
2.41E+00
2.49E+00
2.41E+00
2.41E+00
2.49E+00
2.49E+00
2.49E+00
2.49E+00
2.49E+00
2.57E+00
2.57E+00
2.57E+00
2.57E+00
2.57E+00
2.57E+00
2.57E+00
2.57E+00
2.57E+00
2.57E+00
2.57E+00
2.65E+00
2.57E+00
2.65E+00
2.57E+00
2.57E+00
2.65E+00
2.65E+00
2.65E+00
2.65E+00
2.73E+00
2.81E+00
2.73E+00
2.73E+00
2.73E+00
2.73E+00
2.73E+00
2.81E+00
2.81E+00
2.73E+00
2.81E+00
2.81E+00
2.73E+00
2.81E+00
2.81E+00
2.81E+00
2.81E+00
2.81E+00
2.73E+00
2.89E+00
2.89E+00
2.81E+00
2.81E+00
2.89E+00
2.81E+00
2.81E+00
2.81E+00
2.81E+00
2.89E+00
2.89E+00
2.89E+00
2.89E+00
2.89E+00
2.89E+00
2.89E+00
2.89E+00
2.89E+00
2.81E+00
2.89E+00
2.89E+00
2.97E+00
2.97E+00
2.89E+00
2.89E+00
2.89E+00
2.97E+00
2.97E+00
2.89E+00
2.97E+00
2.89E+00
2.97E+00
2.97E+00
2.97E+00
2.97E+00
2.97E+00
2.89E+00
2.97E+00
2.97E+00
2.97E+00
2.97E+00
2.97E+00
2.97E+00
2.89E+00
2.97E+00
2.89E+00
2.97E+00
2.89E+00
2.97E+00
3.06E+00
2.97E+00
2.89E+00
2.89E+00
2.97E+00
2.97E+00
2.89E+00
2.97E+00
2.97E+00
2.97E+00
2.97E+00
2.97E+00
2.89E+00
2.97E+00
2.97E+00
2.97E+00
2.97E+00
2.97E+00
2.89E+00
2.97E+00
2.89E+00
2.89E+00
2.97E+00
2.97E+00
2.97E+00
2.89E+00
2.97E+00
2.89E+00
2.89E+00
2.97E+00
2.89E+00
2.89E+00
2.89E+00
2.89E+00
2.89E+00
2.89E+00
2.89E+00
2.89E+00
2.89E+00
2.81E+00
2.89E+00
2.81E+00
2.81E+00
2.81E+00
2.81E+00
2.81E+00
2.81E+00
2.81E+00
2.89E+00
2.81E+00
2.81E+00
2.73E+00
2.81E+00
2.81E+00
2.73E+00
2.81E+00
2.73E+00
2.73E+00
2.73E+00
2.73E+00
2.73E+00
2.73E+00
2.73E+00
2.73E+00
2.81E+00
2.65E+00
2.65E+00
2.73E+00
2.65E+00
2.73E+00
2.73E+00
2.65E+00
2.65E+00
2.65E+00
2.57E+00
2.65E+00
2.65E+00
2.57E+00
2.65E+00
2.65E+00
2.57E+00
2.57E+00
2.57E+00
2.57E+00
2.57E+00
2.57E+00
2.49E+00
2.49E+00
2.57E+00
2.49E+00
2.49E+00
2.41E+00
2.49E+00
2.49E+00
2.41E+00
2.49E+00
2.41E+00
2.33E+00
2.41E+00
2.33E+00
2.41E+00
2.33E+00
2.41E+00
2.33E+00
2.41E+00
2.33E+00
2.25E+00
2.25E+00
2.25E+00
2.25E+00
2.25E+00
2.25E+00
2.25E+00
2.17E+00
2.25E+00
2.25E+00
2.17E+00
2.25E+00
2.17E+00
2.17E+00
2.17E+00
2.09E+00
2.17E+00
2.01E+00
2.09E+00
2.17E+00
2.09E+00
2.09E+00
2.01E+00
2.01E+00
2.01E+00
2.01E+00
2.01E+00
1.93E+00
1.85E+00
1.85E+00
1.93E+00
1.93E+00
1.85E+00
1.93E+00
1.93E+00
1.77E+00
1.93E+00
1.85E+00
1.85E+00
1.77E+00
1.85E+00
1.77E+00
1.77E+00
1.69E+00
1.77E+00
1.69E+00
1.77E+00
1.61E+00
1.69E+00
1.69E+00
1.69E+00
1.61E+00
1.61E+00
1.61E+00
1.53E+00
1.61E+00
1.53E+00
1.45E+00
1.53E+00
1.45E+00
1.37E+00
1.45E+00
1.45E+00
1.37E+00
1.37E+00
1.37E+00
1.37E+00
1.29E+00
1.37E+00
1.29E+00
1.29E+00
1.29E+00
1.29E+00
1.21E+00
1.21E+00
1.13E+00
1.21E+00
1.13E+00
1.13E+00
1.13E+00
1.13E+00
1.13E+00
1.05E+00
1.05E+00
1.05E+00
1.05E+00
1.05E+00
9.65E-01
9.65E-01
1.05E+00
9.65E-01
9.65E-01
8.84E-01
8.84E-01
8.04E-01
8.84E-01
8.04E-01
7.24E-01
8.04E-01
7.24E-01
7.24E-01
7.24E-01
7.24E-01
7.24E-01
7.24E-01
6.43E-01
7.24E-01
6.43E-01
6.43E-01
6.43E-01
5.63E-01
5.63E-01
5.63E-01
4.82E-01
4.82E-01
4.82E-01
4.02E-01
4.82E-01
4.82E-01
4.02E-01
4.02E-01
3.22E-01
3.22E-01
2.41E-01
3.22E-01
3.22E-01
2.41E-01
1.61E-01
2.41E-01
1.61E-01
1.61E-01
2.41E-01
2.41E-01
1.61E-01
1.61E-01
8.04E-02
8.04E-02
8.04E-02
0.00E+00
0.00E+00
0.00E+00
0.00E+00
-8.04E-02
-8.04E-02
-8.04E-02
-8.04E-02
-8.04E-02
-8.04E-02
-1.61E-01
-8.04E-02
-8.04E-02
-1.61E-01
-2.41E-01
-2.41E-01
-2.41E-01
-1.61E-01
-2.41E-01
-2.41E-01
-2.41E-01
-2.41E-01
-3.22E-01
-3.22E-01
-4.02E-01
-4.02E-01
-4.02E-01
-4.82E-01
-4.02E-01
-4.82E-01
-4.82E-01
-4.82E-01
-4.82E-01
-5.63E-01
-5.63E-01
-5.63E-01
-6.43E-01
-5.63E-01
-5.63E-01
-6.43E-01
-6.43E-01
-8.04E-01
-7.24E-01
-7.24E-01
-8.04E-01
-8.04E-01
-8.84E-01
-8.04E-01
-8.04E-01
-8.84E-01
-8.84E-01
-8.84E-01
-8.84E-01
-8.84E-01
-9.65E-01
-9.65E-01
-9.65E-01
-9.65E-01
-1.05E+00
-1.05E+00
-9.65E-01
-1.13E+00
-1.05E+00
-1.13E+00
-1.13E+00
-1.21E+00
-1.21E+00
-1.21E+00
-1.21E+00
-1.21E+00
-1.29E+00
-1.13E+00
-1.29E+00
-1.29E+00
-1.29E+00
-1.37E+00
-1.29E+00
-1.29E+00
-1.37E+00
-1.37E+00
-1.45E+00
-1.37E+00
-1.45E+00
-1.45E+00
-1.45E+00
-1.45E+00
-1.53E+00
-1.53E+00
-1.53E+00
-1.53E+00
-1.53E+00
-1.53E+00
-1.61E+00
-1.53E+00
-1.61E+00
-1.69E+00
-1.69E+00
-1.69E+00
-1.69E+00
-1.77E+00
-1.69E+00
-1.77E+00
-1.77E+00
-1.77E+00
-1.77E+00
-1.77E+00
-1.85E+00
-1.85E+00
-1.85E+00
-1.85E+00
-1.85E+00
-1.93E+00
-1.93E+00
-1.93E+00
-1.93E+00
-1.93E+00
-1.93E+00
-1.93E+00
-2.01E+00
-1.93E+00
-2.01E+00
-2.01E+00
-2.01E+00
-2.01E+00
-2.09E+00
-2.09E+00
-2.09E+00
-2.09E+00
-2.09E+00
-2.17E+00
-2.17E+00
-2.17E+00
-2.17E+00
-2.25E+00
-2.17E+00
-2.17E+00
-2.25E+00
-2.17E+00
-2.25E+00
-2.25E+00
-2.25E+00
-2.25E+00
-2.33E+00
-2.33E+00
-2.25E+00
-2.25E+00
-2.33E+00
-2.25E+00
-2.41E+00
-2.33E+00
-2.41E+00
-2.41E+00
-2.41E+00
-2.41E+00
-2.41E+00
-2.41E+00
-2.49E+00
-2.49E+00
-2.49E+00
-2.49E+00
-2.49E+00
-2.49E+00
-2.49E+00
-2.57E+00
-2.57E+00
-2.57E+00
-2.49E+00
-2.57E+00
-2.57E+00
-2.57E+00
-2.57E+00
-2.57E+00
-2.65E+00
-2.65E+00
-2.57E+00
-2.65E+00
-2.65E+00
-2.65E+00
-2.65E+00
-2.73E+00
-2.73E+00
-2.65E+00
-2.73E+00
-2.65E+00
-2.73E+00
-2.73E+00
-2.65E+00
-2.65E+00
-2.73E+00
-2.73E+00
-2.81E+00
-2.81E+00
-2.73E+00
-2.73E+00
-2.81E+00
-2.73E+00
-2.81E+00
-2.81E+00
-2.81E+00
-2.81E+00
-2.81E+00
-2.81E+00
-2.89E+00
-2.81E+00
-2.89E+00
-2.81E+00
-2.81E+00
-2.89E+00
-2.89E+00
-2.89E+00
-2.89E+00
-2.89E+00
-2.81E+00
-2.89E+00
-2.97E+00
-2.89E+00
-2.89E+00
-2.89E+00
-2.97E+00
-2.89E+00
-2.97E+00
-2.97E+00
-2.89E+00
-2.89E+00
-2.97E+00
-2.89E+00
-2.89E+00
-2.97E+00
-2.97E+00
-2.89E+00
-2.97E+00
-2.97E+00
-2.97E+00
-2.97E+00
-2.97E+00
-2.97E+00
-2.97E+00
-2.89E+00
-2.97E+00
-2.97E+00
-3.06E+00
-2.97E+00
-3.06E+00
-2.97E+00
-2.97E+00
-2.89E+00
-2.97E+00
-2.89E+00
-2.97E+00
-2.89E+00
-2.97E+00
-2.97E+00
-2.97E+00
-2.89E+00
-2.97E+00
-2.89E+00
-3.06E+00
-2.97E+00
-2.97E+00
-2.97E+00
-2.97E+00
-3.06E+00
-2.97E+00
-2.97E+00
-2.89E+00
-2.97E+00
-2.89E+00
-2.97E+00
-2.97E+00
-2.97E+00
-2.97E+00
-3.06E+00
-3.06E+00
-2.97E+00
-2.89E+00
-2.97E+00
-2.97E+00
-2.97E+00
-2.97E+00
-3.06E+00
-2.97E+00
-2.97E+00
-2.89E+00
-2.97E+00
-2.97E+00
-2.97E+00
-2.97E+00
-2.89E+00
-2.89E+00
-2.97E+00
-2.89E+00
-2.97E+00
-2.97E+00
-2.89E+00
-2.89E+00
-2.89E+00
-2.89E+00
-2.89E+00
-2.89E+00
-2.89E+00
-2.89E+00
-2.89E+00
-2.89E+00
-2.89E+00
-2.89E+00
-2.89E+00
-2.89E+00
-2.81E+00
-2.89E+00
-2.89E+00
-2.81E+00
-2.73E+00
-2.89E+00
-2.81E+00
-2.81E+00
-2.81E+00
-2.89E+00
-2.81E+00
-2.81E+00
-2.73E+00
-2.73E+00
-2.73E+00
-2.73E+00
-2.65E+00
-2.73E+00
-2.73E+00
-2.73E+00
-2.65E+00
-2.73E+00
-2.65E+00
-2.65E+00
-2.65E+00
-2.73E+00
-2.65E+00
-2.73E+00
-2.73E+00
-2.57E+00
-2.65E+00
-2.65E+00
-2.57E+00
-2.57E+00
-2.65E+00
-2.57E+00
-2.57E+00
-2.57E+00
-2.49E+00
-2.57E+00
-2.49E+00
-2.49E+00
-2.57E+00
-2.57E+00
-2.49E+00
-2.49E+00
-2.49E+00
-2.41E+00
-2.41E+00
-2.41E+00
-2.49E+00
-2.41E+00
-2.41E+00
-2.49E+00
-2.41E+00
-2.33E+00
-2.33E+00
-2.33E+00
-2.33E+00
-2.33E+00
-2.33E+00
-2.33E+00
-2.33E+00
-2.25E+00
-2.33E+00
-2.25E+00
-2.25E+00
-2.17E+00
-2.25E+00
-2.25E+00
-2.17E+00
-2.17E+00
-2.09E+00
-2.17E+00
-2.09E+00
-2.09E+00
-2.17E+00
-2.01E+00
-2.09E+00
-2.09E+00
-2.01E+00
-2.09E+00
-2.01E+00
-2.09E+00
-2.01E+00
-1.93E+00
-2.01E+00
-2.09E+00
-1.93E+00
-1.93E+00
-1.93E+00
-2.01E+00
-1.93E+00
-1.85E+00
-1.85E+00
-1.85E+00
-1.93E+00
-1.85E+00
-1.85E+00
-1.77E+00
-1.77E+00
-1.77E+00
-1.77E+00
-1.77E+00
-1.61E+00
-1.77E+00
-1.69E+00
-1.69E+00
-1.69E+00
-1.61E+00
-1.61E+00
-1.61E+00
-1.53E+00
-1.61E+00
-1.61E+00
-1.53E+00
-1.53E+00
-1.53E+00
-1.53E+00
-1.53E+00
-1.53E+00
-1.45E+00
-1.45E+00
-1.45E+00
-1.45E+00
-1.37E+00
-1.37E+00
-1.37E+00
-1.29E+00
-1.29E+00
-1.37E+00
-1.29E+00
-1.29E+00
-1.37E+00
-1.29E+00
-1.29E+00
-1.21E+00
-1.13E+00
-1.21E+00
-1.13E+00
-1.13E+00
-1.05E+00
-1.13E+00
-1.05E+00
-1.05E+00
-1.05E+00
-1.05E+00
-9.65E-01
-9.65E-01
-9.65E-01
-9.65E-01
-9.65E-01
-8.84E-01
-8.84E-01
-8.84E-01
-8.84E-01
-8.04E-01
-8.04E-01
-8.04E-01
-8.04E-01
-7.24E-01
-7.24E-01
-7.24E-01
-7.24E-01
-7.24E-01
-6.43E-01
-6.43E-01
-5.63E-01
-6.43E-01
-5.63E-01
-5.63E-01
-5.63E-01
-4.82E-01
-4.82E-01
-5.63E-01
-4.82E-01
-4.02E-01
-4.82E-01
-4.82E-01
-4.02E-01
-4.02E-01
-4.02E-01
-3.22E-01
-4.02E-01
-3.22E-01
-3.22E-01
-2.41E-01
-2.41E-01
-2.41E-01
-2.41E-01
-2.41E-01
-1.61E-01
-1.61E-01
-1.61E-01
-1.61E-01
-1.61E-01
-8.04E-02
0.00E+00
0.00E+00
8.04E-02
-8.04E-02
0.00E+00
0.00E+00
0.00E+00
8.04E-02
8.04E-02
8.04E-02
8.04E-02
8.04E-02
8.04E-02
1.61E-01
1.61E-01
2.41E-01
1.61E-01
2.41E-01
1.61E-01
3.22E-01
2.41E-01
3.22E-01
3.22E-01
3.22E-01
3.22E-01
4.02E-01
4.02E-01
4.02E-01
4.02E-01
4.82E-01
4.82E-01
4.82E-01
5.63E-01
4.82E-01
4.82E-01
5.63E-01
6.43E-01
5.63E-01
6.43E-01
6.43E-01
6.43E-01
7.24E-01
6.43E-01
7.24E-01
7.24E-01
7.24E-01
8.04E-01
8.04E-01
8.04E-01
8.04E-01
8.84E-01
8.04E-01
8.84E-01
8.84E-01
8.84E-01
9.65E-01
9.65E-01
9.65E-01
9.65E-01
9.65E-01
1.05E+00
1.05E+00
1.05E+00
1.05E+00
1.13E+00
1.13E+00
1.13E+00
1.13E+00
1.13E+00
1.21E+00
1.21E+00
1.21E+00
1.21E+00
1.21E+00
1.21E+00
1.29E+00
1.29E+00
1.29E+00
1.29E+00
1.37E+00
1.37E+00
1.37E+00
1.45E+00
1.37E+00
1.53E+00
1.45E+00
1.45E+00
1.45E+00
1.53E+00
1.45E+00
1.53E+00
1.53E+00
1.53E+00
1.61E+00
1.69E+00
1.61E+00
1.61E+00
1.69E+00
1.61E+00
1.69E+00
1.69E+00
1.61E+00
1.69E+00
1.69E+00
1.77E+00
1.77E+00
1.85E+00
1.77E+00
1.77E+00
1.85E+00
1.85E+00
1.93E+00
1.85E+00
1.85E+00
1.93E+00
1.93E+00
1.93E+00
1.93E+00
1.93E+00
2.01E+00
1.93E+00
1.93E+00
2.01E+00
2.09E+00
2.01E+00
2.01E+00
2.09E+00
2.01E+00
2.09E+00
2.17E+00
2.09E+00
2.17E+00
2.09E+00
2.09E+00
2.17E+00
2.17E+00
2.17E+00
2.25E+00
2.17E+00
2.25E+00
2.25E+00
2.33E+00
2.25E+00
2.33E+00
2.33E+00
2.33E+00
2.33E+00
2.33E+00
2.41E+00
2.33E+00
2.41E+00
2.41E+00
2.41E+00
2.41E+00
2.41E+00
2.41E+00
2.41E+00
2.41E+00
2.41E+00
2.49E+00
2.49E+00
2.49E+00
2.49E+00
2.49E+00
2.57E+00
2.57E+00
2.57E+00
2.57E+00
2.49E+00
2.57E+00
2.57E+00
2.49E+00
2.65E+00
2.57E+00
2.57E+00
2.65E+00
2.65E+00
2.65E+00
2.65E+00
2.65E+00
2.65E+00
2.65E+00
2.65E+00
2.65E+00
2.65E+00
2.81E+00
2.65E+00
2.65E+00
2.73E+00
2.73E+00
2.73E+00
2.73E+00
2.81E+00
2.73E+00
2.81E+00
2.73E+00
2.81E+00
2.81E+00
2.89E+00
2.81E+00
2.81E+00
2.73E+00
2.81E+00
2.81E+00
2.81E+00
2.81E+00
2.81E+00
2.89E+00
2.81E+00
2.81E+00
2.89E+00
2.81E+00
2.89E+00
2.81E+00
2.89E+00
2.89E+00
2.89E+00
2.89E+00
2.89E+00
2.89E+00
2.89E+00
2.97E+00
2.89E+00
2.89E+00
2.97E+00
2.89E+00
2.89E+00
2.89E+00
2.89E+00
2.89E+00
2.89E+00
2.97E+00
2.97E+00
2.89E+00
2.89E+00
2.89E+00
2.97E+00
2.97E+00
2.97E+00
2.89E+00
2.97E+00
2.97E+00
2.89E+00
2.97E+00
2.89E+00
2.97E+00
2.97E+00
2.97E+00
2.97E+00
2.89E+00
2.97E+00
2.97E+00
2.89E+00
2.97E+00
2.97E+00
2.97E+00
2.97E+00
2.97E+00
2.97E+00
2.97E+00
2.89E+00
2.97E+00
2.97E+00
2.97E+00
2.89E+00
2.97E+00
2.97E+00
2.97E+00
2.97E+00
2.97E+00
2.97E+00
2.89E+00
2.97E+00
2.89E+00
2.97E+00
2.97E+00
2.97E+00
2.97E+00
2.89E+00
2.97E+00
2.89E+00
2.97E+00
2.89E+00
2.89E+00
2.89E+00
2.89E+00
2.89E+00
2.89E+00
2.81E+00
2.89E+00
2.89E+00
2.89E+00
2.81E+00
2.89E+00
2.81E+00
2.81E+00
2.81E+00
2.81E+00
2.81E+00
2.89E+00
2.81E+00
2.81E+00
2.89E+00
2.81E+00
2.81E+00
2.81E+00
2.81E+00
2.81E+00
2.81E+00
2.73E+00
2.81E+00
2.73E+00
2.73E+00
2.73E+00
2.81E+00
2.65E+00
2.73E+00
2.65E+00
2.65E+00
2.73E+00
2.73E+00
2.73E+00
2.65E+00
2.65E+00
2.65E+00
2.65E+00
2.57E+00
2.65E+00
2.57E+00
2.57E+00
2.57E+00
2.57E+00
2.57E+00
2.65E+00
2.57E+00
2.57E+00
2.57E+00
2.57E+00
2.49E+00
2.49E+00
2.49E+00
2.57E+00
2.49E+00
2.49E+00
2.49E+00
2.49E+00
2.49E+00
2.49E+00
2.41E+00
2.41E+00
2.49E+00
2.41E+00
2.33E+00
2.33E+00
2.33E+00
2.41E+00
2.33E+00
2.33E+00
2.33E+00
2.33E+00
2.25E+00
2.25E+00
2.25E+00
2.25E+00
2.25E+00
2.25E+00
2.25E+00
2.25E+00
2.17E+00
2.25E+00
2.25E+00
2.17E+00
2.09E+00
2.09E+00
2.09E+00
2.09E+00
2.09E+00
2.09E+00
2.01E+00
2.09E+00
2.01E+00
2.01E+00
2.09E+00
2.01E+00
1.93E+00
2.01E+00
1.93E+00
1.93E+00
1.93E+00
1.93E+00
1.85E+00
1.85E+00
1.93E+00
1.77E+00
1.85E+00
1.85E+00
1.85E+00
1.85E+00
1.77E+00
1.77E+00
1.85E+00
1.77E+00
1.69E+00
1.69E+00
1.69E+00
1.61E+00
1.69E+00
1.61E+00
1.61E+00
1.61E+00
1.69E+00
1.61E+00
1.53E+00
1.53E+00
1.45E+00
1.45E+00
1.45E+00
1.45E+00
1.45E+00
1.45E+00
1.45E+00
1.45E+00
1.37E+00
1.37E+00
1.37E+00
1.29E+00
1.37E+00
1.21E+00
1.29E+00
1.29E+00
1.29E+00
1.21E+00
1.21E+00
1.13E+00
1.13E+00
1.21E+00
1.13E+00
1.13E+00
1.13E+00
1.05E+00
1.13E+00
1.05E+00
1.05E+00
9.65E-01
1.05E+00
9.65E-01
9.65E-01
1.05E+00
8.84E-01
8.84E-01
9.65E-01
8.84E-01
8.84E-01
8.84E-01
8.84E-01
8.04E-01
8.04E-01
8.04E-01
7.24E-01
7.24E-01
7.24E-01
7.24E-01
7.24E-01
7.24E-01
7.24E-01
6.43E-01
6.43E-01
6.43E-01
5.63E-01
5.63E-01
5.63E-01
4.82E-01
5.63E-01
4.82E-01
4.82E-01
4.82E-01
4.82E-01
4.02E-01
3.22E-01
3.22E-01
3.22E-01
3.22E-01
3.22E-01
3.22E-01
2.41E-01
2.41E-01
1.61E-01
2.41E-01
1.61E-01
1.61E-01
1.61E-01
1.61E-01
8.04E-02
8.04E-02
8.04E-02
8.04E-02
8.04E-02
8.04E-02
0.00E+00
0.00E+00
-8.04E-02
0.00E+00
-8.04E-02
-8.04E-02
-8.04E-02
-8.04E-02
-8.04E-02
-8.04E-02
-1.61E-01
-1.61E-01
-2.41E-01
-2.41E-01
-2.41E-01
-2.41E-01
-2.41E-01
-3.22E-01
-3.22E-01
-3.22E-01
-3.22E-01
-4.02E-01
-4.02E-01
-4.02E-01
-4.82E-01
-4.82E-01
-4.02E-01
-4.82E-01
-4.82E-01
-4.82E-01
-6.43E-01
-4.82E-01
-5.63E-01
-5.63E-01
-5.63E-01
-5.63E-01
-6.43E-01
-6.43E-01
-6.43E-01
-7.24E-01
-7.24E-01
-7.24E-01
-7.24E-01
-8.04E-01
-8.04E-01
-8.04E-01
-8.84E-01
-8.04E-01
-8.84E-01
-8.84E-01
-8.84E-01
-8.84E-01
-9.65E-01
-9.65E-01
-9.65E-01
-9.65E-01
-9.65E-01
-1.05E+00
-1.05E+00
-1.05E+00
-1.13E+00
-1.13E+00
-1.13E+00
-1.13E+00
-1.13E+00
-1.13E+00
-1.13E+00
-1.21E+00
-1.21E+00
-1.29E+00
-1.21E+00
-1.29E+00
-1.29E+00
-1.29E+00
-1.29E+00
-1.37E+00
-1.37E+00
-1.45E+00
-1.37E+00
-1.45E+00
-1.45E+00
-1.45E+00
-1.53E+00
-1.45E+00
-1.45E+00
-1.45E+00
-1.45E+00
-1.53E+00
-1.53E+00
-1.53E+00
-1.61E+00
-1.61E+00
-1.61E+00
-1.61E+00
-1.69E+00
-1.61E+00
-1.77E+00
-1.69E+00
-1.69E+00
-1.77E+00
-1.69E+00
-1.77E+00
-1.77E+00
-1.69E+00
-1.77E+00
-1.85E+00
-1.77E+00
-1.85E+00
-1.93E+00
-1.85E+00
-1.85E+00
-1.93E+00
-1.93E+00
-1.93E+00
-1.93E+00
-2.01E+00
-2.01E+00
-2.01E+00
-1.93E+00
-2.09E+00
-2.01E+00
-2.01E+00
-2.01E+00
-2.09E+00
-2.01E+00
-2.09E+00
-2.09E+00
-2.17E+00
-2.17E+00
-2.09E+00
-2.17E+00
-2.17E+00
-2.17E+00
-2.25E+00
-2.17E+00
-2.25E+00
-2.25E+00
-2.25E+00
-2.25E+00
-2.25E+00
-2.25E+00
-2.33E+00
-2.25E+00
-2.33E+00
-2.33E+00
-2.33E+00
-2.41E+00
-2.25E+00
-2.41E+00
-2.41E+00
-2.33E+00
-2.41E+00
-2.49E+00
-2.41E+00
-2.49E+00
-2.41E+00
-2.49E+00
-2.57E+00
-2.49E+00
-2.49E+00
-2.49E+00
-2.49E+00
-2.57E+00
-2.49E+00
-2.65E+00
-2.57E+00
-2.57E+00
-2.65E+00
-2.57E+00
-2.65E+00
-2.57E+00
-2.57E+00
-2.65E+00
-2.65E+00
-2.65E+00
-2.57E+00
-2.65E+00
-2.65E+00
-2.65E+00
-2.73E+00
-2.65E+00
-2.73E+00
-2.65E+00
-2.65E+00
-2.73E+00
-2.73E+00
-2.73E+00
-2.73E+00
-2.73E+00
-2.73E+00
-2.81E+00
-2.81E+00
-2.73E+00
-2.81E+00
-2.81E+00
-2.81E+00
-2.81E+00
-2.81E+00
-2.81E+00
-2.81E+00
-2.81E+00
-2.89E+00
-2.81E+00
-2.89E+00
-2.81E+00
-2.81E+00
-2.89E+00
-2.89E+00
-2.89E+00
-2.89E+00
-2.89E+00
-2.81E+00
-2.89E+00
-2.89E+00
-2.89E+00
-2.89E+00
-2.89E+00
-2.89E+00
-2.89E+00
-2.89E+00
-2.89E+00
-2.89E+00
-2.89E+00
-2.97E+00
-2.89E+00
-2.97E+00
-2.97E+00
-2.97E+00
-2.89E+00
-2.97E+00
-2.97E+00
-2.97E+00
-2.97E+00
-2.97E+00
-3.06E+00
-2.97E+00
-3.06E+00
-2.97E+00
-2.97E+00
-3.06E+00
-2.89E+00
-3.06E+00
-2.89E+00
-2.97E+00
-2.97E+00
-2.97E+00
-2.97E+00
-2.97E+00
-3.06E+00
-2.97E+00
-3.06E+00
-2.97E+00
-2.97E+00
-2.97E+00
-2.97E+00
-2.97E+00
-2.97E+00
-3.06E+00
-2.97E+00
-2.97E+00
-2.97E+00
-2.97E+00
-2.97E+00
-3.06E+00
-2.89E+00
-2.97E+00
-2.97E+00
-2.97E+00
-2.97E+00
-2.97E+00
-2.97E+00
-2.97E+00
-2.97E+00
-3.06E+00
-2.97E+00
-2.97E+00
-2.97E+00
-2.97E+00
-2.97E+00
-2.97E+00
-2.97E+00
-2.97E+00
-2.89E+00
-2.89E+00
-2.89E+00
-2.97E+00
-2.89E+00
-2.89E+00
-2.97E+00
-2.89E+00
-2.89E+00
-2.89E+00
-2.89E+00
-2.97E+00
-2.89E+00
-2.97E+00
-2.97E+00
-2.89E+00
-2.89E+00
-2.89E+00
-2.89E+00
-2.89E+00
-2.97E+00
-2.89E+00
-2.81E+00
-2.89E+00
-2.89E+00
-2.73E+00
-2.81E+00
-2.89E+00
-2.81E+00
-2.81E+00
-2.81E+00
-2.81E+00
-2.81E+00
-2.81E+00
-2.81E+00
-2.73E+00
-2.65E+00
-2.81E+00
-2.73E+00
-2.73E+00
-2.73E+00
-2.73E+00
-2.65E+00
-2.65E+00
-2.73E+00
-2.65E+00
-2.65E+00
-2.73E+00
-2.65E+00
-2.65E+00
-2.73E+00
-2.57E+00
-2.57E+00
-2.65E+00
-2.65E+00
-2.57E+00
-2.57E+00
-2.57E+00
-2.57E+00
-2.57E+00
-2.57E+00
-2.57E+00
-2.57E+00
-2.57E+00
-2.49E+00
-2.49E+00
-2.49E+00
-2.41E+00
-2.49E+00
-2.49E+00
-2.49E+00
-2.49E+00
-2.49E+00
-2.49E+00
-2.41E+00
-2.41E+00
-2.41E+00
-2.41E+00
-2.33E+00
-2.33E+00
-2.25E+00
-2.41E+00
-2.33E+00
-2.33E+00
-2.25E+00
-2.25E+00
-2.33E+00
-2.25E+00
-2.25E+00
-2.25E+00
-2.25E+00
-2.17E+00
-2.25E+00
-2.17E+00
-2.09E+00
-2.09E+00
-2.17E+00
-2.17E+00
-2.09E+00
-2.09E+00
-2.09E+00
-2.09E+00
-2.09E+00
-2.09E+00
-2.01E+00
-2.01E+00
-2.01E+00
-2.01E+00
-2.01E+00
-2.01E+00
-2.01E+00
-2.01E+00
-1.93E+00
-1.93E+00
-1.93E+00
-1.85E+00
-1.93E+00
-1.93E+00
-1.85E+00
-1.85E+00
-1.85E+00
-1.85E+00
-1.77E+00
-1.77E+00
-1.77E+00
-1.77E+00
-1.77E+00
-1.69E+00
-1.69E+00
-1.69E+00
-1.69E+00
-1.69E+00
-1.69E+00
-1.61E+00
-1.53E+00
-1.61E+00
-1.61E+00
-1.61E+00
-1.53E+00
-1.53E+00
-1.53E+00
-1.45E+00
-1.45E+00
-1.45E+00
-1.45E+00
-1.45E+00
-1.37E+00
-1.29E+00
-1.37E+00
-1.45E+00
-1.29E+00
-1.37E+00
-1.29E+00
-1.29E+00
-1.29E+00
-1.29E+00
-1.29E+00
-1.29E+00
-1.21E+00
-1.21E+00
-1.13E+00
-1.13E+00
-1.13E+00
-1.13E+00
-1.05E+00
-1.13E+00
-1.05E+00
-9.65E-01
-1.05E+00
-1.05E+00
-9.65E-01
-9.65E-01
-8.84E-01
-9.65E-01
-9.65E-01
-8.84E-01
-8.84E-01
-8.04E-01
-8.84E-01
-8.04E-01
-8.04E-01
-8.04E-01
-7.24E-01
-7.24E-01
-7.24E-01
-6.43E-01
-6.43E-01
-6.43E-01
-6.43E-01
-6.43E-01
-5.63E-01
-6.43E-01
-6.43E-01
-5.63E-01
-5.63E-01
-5.63E-01
-5.63E-01
-5.63E-01
-4.82E-01
-4.82E-01
-4.02E-01
-4.82E-01
-4.02E-01
-4.02E-01
-4.02E-01
-4.02E-01
-4.02E-01
-3.22E-01
-3.22E-01
-3.22E-01
-2.41E-01
-2.41E-01
-2.41E-01
-2.41E-01
-1.61E-01
-1.61E-01
-8.04E-02
-8.04E-02
-1.61E-01
0.00E+00
-8.04E-02
-8.04E-02
-8.04E-02
0.00E+00
-8.04E-02
0.00E+00];
y=[0.00E+00
0.00E+00
8.04E-02
8.04E-02
1.61E-01
8.04E-02
1.61E-01
1.61E-01
8.04E-02
2.41E-01
2.41E-01
2.41E-01
3.22E-01
2.41E-01
2.41E-01
3.22E-01
3.22E-01
2.41E-01
4.02E-01
4.02E-01
3.22E-01
4.02E-01
3.22E-01
4.82E-01
4.02E-01
4.82E-01
4.82E-01
5.63E-01
4.82E-01
4.82E-01
5.63E-01
6.43E-01
6.43E-01
6.43E-01
5.63E-01
6.43E-01
7.24E-01
7.24E-01
6.43E-01
7.24E-01
7.24E-01
7.24E-01
8.04E-01
8.04E-01
8.84E-01
8.04E-01
8.04E-01
9.65E-01
9.65E-01
9.65E-01
8.84E-01
9.65E-01
1.05E+00
9.65E-01
1.05E+00
1.05E+00
1.13E+00
1.05E+00
1.13E+00
1.13E+00
1.13E+00
1.13E+00
1.21E+00
1.21E+00
1.13E+00
1.21E+00
1.21E+00
1.21E+00
1.21E+00
1.29E+00
1.29E+00
1.29E+00
1.37E+00
1.37E+00
1.37E+00
1.29E+00
1.45E+00
1.45E+00
1.45E+00
1.45E+00
1.45E+00
1.45E+00
1.45E+00
1.45E+00
1.45E+00
1.53E+00
1.45E+00
1.61E+00
1.53E+00
1.69E+00
1.61E+00
1.61E+00
1.61E+00
1.61E+00
1.69E+00
1.69E+00
1.77E+00
1.77E+00
1.69E+00
1.77E+00
1.77E+00
1.77E+00
1.77E+00
1.77E+00
1.85E+00
1.85E+00
1.85E+00
1.85E+00
1.85E+00
1.93E+00
1.93E+00
1.93E+00
1.93E+00
1.93E+00
2.01E+00
1.93E+00
1.93E+00
2.01E+00
2.01E+00
2.01E+00
2.01E+00
2.09E+00
2.09E+00
2.09E+00
2.09E+00
2.17E+00
2.09E+00
2.17E+00
2.09E+00
2.09E+00
2.17E+00
2.09E+00
2.17E+00
2.25E+00
2.25E+00
2.33E+00
2.25E+00
2.25E+00
2.33E+00
2.25E+00
2.33E+00
2.33E+00
2.25E+00
2.33E+00
2.33E+00
2.41E+00
2.33E+00
2.41E+00
2.33E+00
2.41E+00
2.49E+00
2.41E+00
2.41E+00
2.49E+00
2.49E+00
2.49E+00
2.49E+00
2.41E+00
2.49E+00
2.49E+00
2.57E+00
2.49E+00
2.49E+00
2.57E+00
2.57E+00
2.57E+00
2.57E+00
2.57E+00
2.57E+00
2.65E+00
2.57E+00
2.57E+00
2.65E+00
2.57E+00
2.65E+00
2.65E+00
2.65E+00
2.65E+00
2.57E+00
2.73E+00
2.73E+00
2.73E+00
2.73E+00
2.65E+00
2.73E+00
2.73E+00
2.73E+00
2.73E+00
2.73E+00
2.73E+00
2.73E+00
2.81E+00
2.81E+00
2.73E+00
2.73E+00
2.73E+00
2.81E+00
2.73E+00
2.81E+00
2.81E+00
2.81E+00
2.81E+00
2.81E+00
2.89E+00
2.81E+00
2.89E+00
2.89E+00
2.81E+00
2.81E+00
2.81E+00
2.89E+00
2.89E+00
2.89E+00
2.81E+00
2.89E+00
2.81E+00
2.89E+00
2.89E+00
2.81E+00
2.89E+00
2.89E+00
2.97E+00
2.89E+00
2.89E+00
2.89E+00
2.89E+00
2.89E+00
2.89E+00
2.89E+00
2.89E+00
2.97E+00
2.97E+00
2.89E+00
2.89E+00
2.81E+00
2.89E+00
2.89E+00
2.97E+00
2.89E+00
2.97E+00
2.89E+00
2.97E+00
2.89E+00
2.97E+00
2.89E+00
2.89E+00
2.97E+00
2.97E+00
2.89E+00
2.89E+00
2.89E+00
2.89E+00
2.89E+00
2.97E+00
2.97E+00
2.97E+00
2.97E+00
2.97E+00
2.97E+00
2.89E+00
2.89E+00
2.89E+00
2.81E+00
2.81E+00
2.89E+00
2.89E+00
2.89E+00
2.89E+00
2.89E+00
2.89E+00
2.89E+00
2.89E+00
2.89E+00
2.89E+00
2.89E+00
2.81E+00
2.89E+00
2.89E+00
2.89E+00
2.81E+00
2.89E+00
2.81E+00
2.81E+00
2.81E+00
2.81E+00
2.81E+00
2.89E+00
2.81E+00
2.81E+00
2.81E+00
2.81E+00
2.81E+00
2.81E+00
2.81E+00
2.73E+00
2.81E+00
2.81E+00
2.73E+00
2.81E+00
2.73E+00
2.73E+00
2.81E+00
2.73E+00
2.65E+00
2.65E+00
2.73E+00
2.65E+00
2.73E+00
2.73E+00
2.73E+00
2.65E+00
2.65E+00
2.65E+00
2.65E+00
2.65E+00
2.65E+00
2.57E+00
2.65E+00
2.65E+00
2.57E+00
2.57E+00
2.65E+00
2.65E+00
2.57E+00
2.57E+00
2.57E+00
2.57E+00
2.57E+00
2.49E+00
2.49E+00
2.49E+00
2.57E+00
2.49E+00
2.49E+00
2.49E+00
2.49E+00
2.41E+00
2.49E+00
2.41E+00
2.41E+00
2.49E+00
2.41E+00
2.41E+00
2.33E+00
2.33E+00
2.33E+00
2.33E+00
2.33E+00
2.41E+00
2.33E+00
2.33E+00
2.33E+00
2.33E+00
2.25E+00
2.25E+00
2.33E+00
2.25E+00
2.17E+00
2.33E+00
2.25E+00
2.25E+00
2.17E+00
2.17E+00
2.17E+00
2.17E+00
2.09E+00
2.09E+00
2.09E+00
2.17E+00
2.09E+00
2.17E+00
2.01E+00
2.09E+00
2.01E+00
2.01E+00
2.01E+00
2.01E+00
2.01E+00
1.93E+00
2.01E+00
1.93E+00
1.93E+00
1.93E+00
1.93E+00
1.93E+00
1.85E+00
1.85E+00
1.85E+00
1.85E+00
1.85E+00
1.77E+00
1.77E+00
1.77E+00
1.69E+00
1.77E+00
1.69E+00
1.69E+00
1.61E+00
1.61E+00
1.69E+00
1.61E+00
1.61E+00
1.61E+00
1.61E+00
1.61E+00
1.61E+00
1.53E+00
1.53E+00
1.45E+00
1.53E+00
1.45E+00
1.45E+00
1.45E+00
1.45E+00
1.37E+00
1.45E+00
1.37E+00
1.37E+00
1.37E+00
1.37E+00
1.29E+00
1.29E+00
1.37E+00
1.29E+00
1.21E+00
1.13E+00
1.21E+00
1.21E+00
1.21E+00
1.13E+00
1.21E+00
1.05E+00
1.13E+00
1.05E+00
1.13E+00
1.05E+00
1.05E+00
9.65E-01
1.05E+00
9.65E-01
1.05E+00
9.65E-01
9.65E-01
8.84E-01
8.84E-01
8.84E-01
8.04E-01
8.84E-01
8.04E-01
8.84E-01
8.04E-01
8.04E-01
7.24E-01
7.24E-01
7.24E-01
7.24E-01
7.24E-01
6.43E-01
5.63E-01
5.63E-01
6.43E-01
5.63E-01
6.43E-01
5.63E-01
5.63E-01
5.63E-01
4.82E-01
4.02E-01
4.02E-01
4.02E-01
4.02E-01
3.22E-01
4.02E-01
4.02E-01
3.22E-01
3.22E-01
3.22E-01
2.41E-01
2.41E-01
2.41E-01
2.41E-01
2.41E-01
2.41E-01
1.61E-01
1.61E-01
1.61E-01
8.04E-02
8.04E-02
8.04E-02
8.04E-02
8.04E-02
8.04E-02
0.00E+00
0.00E+00
0.00E+00
0.00E+00
-8.04E-02
0.00E+00
-8.04E-02
0.00E+00
-1.61E-01
-1.61E-01
-1.61E-01
-2.41E-01
-2.41E-01
-3.22E-01
-1.61E-01
-2.41E-01
-2.41E-01
-3.22E-01
-2.41E-01
-3.22E-01
-4.02E-01
-4.02E-01
-4.02E-01
-4.02E-01
-4.02E-01
-4.82E-01
-4.82E-01
-4.82E-01
-4.82E-01
-4.82E-01
-5.63E-01
-5.63E-01
-5.63E-01
-6.43E-01
-6.43E-01
-6.43E-01
-6.43E-01
-6.43E-01
-6.43E-01
-6.43E-01
-7.24E-01
-7.24E-01
-7.24E-01
-8.04E-01
-8.04E-01
-6.43E-01
-8.04E-01
-8.84E-01
-8.04E-01
-8.84E-01
-9.65E-01
-9.65E-01
-9.65E-01
-9.65E-01
-9.65E-01
-9.65E-01
-1.05E+00
-1.05E+00
-1.05E+00
-1.05E+00
-1.13E+00
-1.13E+00
-1.13E+00
-1.13E+00
-1.13E+00
-1.13E+00
-1.13E+00
-1.21E+00
-1.21E+00
-1.21E+00
-1.21E+00
-1.21E+00
-1.29E+00
-1.29E+00
-1.29E+00
-1.29E+00
-1.37E+00
-1.37E+00
-1.37E+00
-1.37E+00
-1.45E+00
-1.37E+00
-1.53E+00
-1.37E+00
-1.53E+00
-1.53E+00
-1.53E+00
-1.53E+00
-1.53E+00
-1.53E+00
-1.53E+00
-1.53E+00
-1.53E+00
-1.53E+00
-1.53E+00
-1.53E+00
-1.53E+00
-1.61E+00
-1.53E+00
-1.61E+00
-1.61E+00
-1.61E+00
-1.53E+00
-1.61E+00
-1.53E+00
-1.69E+00
-1.61E+00
-1.61E+00
-1.61E+00
-1.53E+00
-1.61E+00
-1.53E+00
-1.69E+00
-1.61E+00
-1.61E+00
-1.61E+00
-1.69E+00
-1.69E+00
-1.61E+00
-1.61E+00
-1.61E+00
-1.69E+00
-1.61E+00
-1.61E+00
-1.61E+00
-1.61E+00
-1.69E+00
-1.69E+00
-1.61E+00
-1.69E+00
-1.61E+00
-1.69E+00
-1.69E+00
-1.53E+00
-1.61E+00
-1.61E+00
-1.69E+00
-1.69E+00
-1.61E+00
-1.69E+00
-1.61E+00
-1.61E+00
-1.69E+00
-1.61E+00
-1.61E+00
-1.69E+00
-1.69E+00
-1.69E+00
-1.69E+00
-1.61E+00
-1.69E+00
-1.69E+00
-1.69E+00
-1.61E+00
-1.61E+00
-1.69E+00
-1.69E+00
-1.61E+00
-1.69E+00
-1.69E+00
-1.69E+00
-1.69E+00
-1.61E+00
-1.61E+00
-1.69E+00
-1.69E+00
-1.77E+00
-1.69E+00
-1.69E+00
-1.61E+00
-1.69E+00
-1.61E+00
-1.69E+00
-1.69E+00
-1.69E+00
-1.61E+00
-1.69E+00
-1.69E+00
-1.69E+00
-1.61E+00
-1.69E+00
-1.69E+00
-1.69E+00
-1.69E+00
-1.69E+00
-1.69E+00
-1.69E+00
-1.69E+00
-1.69E+00
-1.61E+00
-1.69E+00
-1.69E+00
-1.69E+00
-1.77E+00
-1.69E+00
-1.69E+00
-1.61E+00
-1.69E+00
-1.61E+00
-1.69E+00
-1.69E+00
-1.69E+00
-1.69E+00
-1.69E+00
-1.69E+00
-1.61E+00
-1.69E+00
-1.69E+00
-1.77E+00
-1.69E+00
-1.69E+00
-1.69E+00
-1.69E+00
-1.69E+00
-1.69E+00
-1.69E+00
-1.69E+00
-1.69E+00
-1.69E+00
-1.69E+00
-1.69E+00
-1.69E+00
-1.69E+00
-1.69E+00
-1.77E+00
-1.69E+00
-1.61E+00
-1.69E+00
-1.61E+00
-1.61E+00
-1.69E+00
-1.77E+00
-1.69E+00
-1.61E+00
-1.61E+00
-1.69E+00
-1.77E+00
-1.69E+00
-1.69E+00
-1.61E+00
-1.69E+00
-1.69E+00
-1.69E+00
-1.69E+00
-1.69E+00
-1.69E+00
-1.77E+00
-1.69E+00
-1.69E+00
-1.69E+00
-1.69E+00
-1.69E+00
-1.69E+00
-1.69E+00
-1.69E+00
-1.69E+00
-1.69E+00
-1.77E+00
-1.69E+00
-1.69E+00
-1.69E+00
-1.69E+00
-1.69E+00
-1.69E+00
-1.77E+00
-1.61E+00
-1.69E+00
-1.69E+00
-1.69E+00
-1.61E+00
-1.69E+00
-1.69E+00
-1.69E+00
-1.69E+00
-1.69E+00
-1.69E+00
-1.69E+00
-1.69E+00
-1.69E+00
-1.69E+00
-1.69E+00
-1.69E+00
-1.77E+00
-1.69E+00
-1.69E+00
-1.69E+00
-1.69E+00
-1.69E+00
-1.69E+00
-1.69E+00
-1.61E+00
-1.61E+00
-1.69E+00
-1.69E+00
-1.69E+00
-1.69E+00
-1.69E+00
-1.69E+00
-1.77E+00
-1.69E+00
-1.69E+00
-1.69E+00
-1.69E+00
-1.69E+00
-1.69E+00
-1.69E+00
-1.69E+00
-1.69E+00
-1.61E+00
-1.69E+00
-1.61E+00
-1.77E+00
-1.61E+00
-1.69E+00
-1.69E+00
-1.69E+00
-1.61E+00
-1.69E+00
-1.69E+00
-1.69E+00
-1.69E+00
-1.69E+00
-1.61E+00
-1.69E+00
-1.69E+00
-1.69E+00
-1.69E+00
-1.69E+00
-1.69E+00
-1.69E+00
-1.61E+00
-1.69E+00
-1.69E+00
-1.61E+00
-1.61E+00
-1.61E+00
-1.61E+00
-1.69E+00
-1.69E+00
-1.69E+00
-1.69E+00
-1.69E+00
-1.61E+00
-1.69E+00
-1.69E+00
-1.69E+00
-1.61E+00
-1.69E+00
-1.61E+00
-1.61E+00
-1.69E+00
-1.69E+00
-1.69E+00
-1.69E+00
-1.69E+00
-1.69E+00
-1.69E+00
-1.61E+00
-1.69E+00
-1.69E+00
-1.61E+00
-1.61E+00
-1.61E+00
-1.69E+00
-1.69E+00
-1.69E+00
-1.61E+00
-1.69E+00
-1.61E+00
-1.69E+00
-1.61E+00
-1.69E+00
-1.61E+00
-1.69E+00
-1.61E+00
-1.69E+00
-1.69E+00
-1.61E+00
-1.61E+00
-1.69E+00
-1.61E+00
-1.61E+00
-1.69E+00
-1.61E+00
-1.69E+00
-1.61E+00
-1.61E+00
-1.69E+00
-1.61E+00
-1.53E+00
-1.61E+00
-1.61E+00
-1.61E+00
-1.61E+00
-1.61E+00
-1.61E+00
-1.61E+00
-1.61E+00
-1.61E+00
-1.53E+00
-1.53E+00
-1.53E+00
-1.61E+00
-1.69E+00
-1.61E+00
-1.69E+00
-1.53E+00
-1.53E+00
-1.53E+00
-1.61E+00
-1.53E+00
-1.53E+00
-1.61E+00
-1.61E+00
-1.53E+00
-1.53E+00
-1.61E+00
-1.53E+00
-1.53E+00
-1.53E+00
-1.45E+00
-1.53E+00
-1.45E+00
-1.45E+00
-1.45E+00
-1.37E+00
-1.45E+00
-1.37E+00
-1.45E+00
-1.45E+00
-1.37E+00
-1.37E+00
-1.29E+00
-1.37E+00
-1.21E+00
-1.29E+00
-1.29E+00
-1.21E+00
-1.37E+00
-1.13E+00
-1.29E+00
-1.21E+00
-1.13E+00
-1.13E+00
-1.21E+00
-1.13E+00
-1.13E+00
-1.13E+00
-1.05E+00
-1.05E+00
-1.05E+00
-1.05E+00
-1.05E+00
-9.65E-01
-9.65E-01
-8.84E-01
-8.84E-01
-8.84E-01
-8.84E-01
-8.84E-01
-8.04E-01
-8.84E-01
-8.04E-01
-8.04E-01
-7.24E-01
-8.04E-01
-8.04E-01
-7.24E-01
-7.24E-01
-6.43E-01
-5.63E-01
-6.43E-01
-6.43E-01
-5.63E-01
-4.82E-01
-4.82E-01
-4.82E-01
-4.82E-01
-5.63E-01
-5.63E-01
-4.82E-01
-4.82E-01
-4.02E-01
-4.02E-01
-4.02E-01
-4.02E-01
-4.02E-01
-3.22E-01
-3.22E-01
-3.22E-01
-3.22E-01
-2.41E-01
-2.41E-01
-2.41E-01
-3.22E-01
-2.41E-01
-2.41E-01
-1.61E-01
-8.04E-02
-1.61E-01
-8.04E-02
-1.61E-01
-8.04E-02
0.00E+00
-8.04E-02
0.00E+00
0.00E+00
0.00E+00
8.04E-02
8.04E-02
0.00E+00
8.04E-02
8.04E-02
8.04E-02
8.04E-02
1.61E-01
1.61E-01
1.61E-01
2.41E-01
2.41E-01
2.41E-01
1.61E-01
2.41E-01
3.22E-01
4.02E-01
3.22E-01
3.22E-01
3.22E-01
4.02E-01
4.02E-01
4.02E-01
4.02E-01
4.82E-01
5.63E-01
4.82E-01
6.43E-01
5.63E-01
5.63E-01
5.63E-01
5.63E-01
5.63E-01
5.63E-01
5.63E-01
7.24E-01
7.24E-01
7.24E-01
6.43E-01
8.04E-01
8.04E-01
8.04E-01
7.24E-01
8.04E-01
8.84E-01
8.84E-01
8.04E-01
8.84E-01
8.84E-01
8.84E-01
9.65E-01
9.65E-01
9.65E-01
1.05E+00
1.05E+00
1.05E+00
1.05E+00
1.05E+00
1.05E+00
1.05E+00
1.05E+00
1.21E+00
1.21E+00
1.21E+00
1.13E+00
1.21E+00
1.21E+00
1.29E+00
1.29E+00
1.37E+00
1.29E+00
1.37E+00
1.29E+00
1.37E+00
1.37E+00
1.37E+00
1.37E+00
1.37E+00
1.37E+00
1.45E+00
1.45E+00
1.45E+00
1.45E+00
1.45E+00
1.53E+00
1.45E+00
1.61E+00
1.53E+00
1.61E+00
1.53E+00
1.53E+00
1.61E+00
1.69E+00
1.61E+00
1.61E+00
1.69E+00
1.69E+00
1.69E+00
1.69E+00
1.77E+00
1.69E+00
1.77E+00
1.77E+00
1.85E+00
1.77E+00
1.85E+00
1.85E+00
1.85E+00
1.93E+00
1.85E+00
1.85E+00
1.93E+00
1.93E+00
1.93E+00
1.93E+00
2.01E+00
2.01E+00
2.01E+00
2.01E+00
2.09E+00
2.09E+00
2.09E+00
2.09E+00
2.09E+00
2.09E+00
2.17E+00
2.17E+00
2.17E+00
2.17E+00
2.17E+00
2.17E+00
2.17E+00
2.17E+00
2.25E+00
2.17E+00
2.25E+00
2.17E+00
2.25E+00
2.33E+00
2.33E+00
2.25E+00
2.25E+00
2.33E+00
2.33E+00
2.41E+00
2.33E+00
2.41E+00
2.41E+00
2.33E+00
2.41E+00
2.41E+00
2.41E+00
2.41E+00
2.49E+00
2.49E+00
2.49E+00
2.41E+00
2.49E+00
2.49E+00
2.49E+00
2.57E+00
2.49E+00
2.57E+00
2.49E+00
2.57E+00
2.57E+00
2.57E+00
2.49E+00
2.57E+00
2.57E+00
2.57E+00
2.57E+00
2.65E+00
2.65E+00
2.65E+00
2.65E+00
2.65E+00
2.65E+00
2.73E+00
2.73E+00
2.73E+00
2.65E+00
2.73E+00
2.65E+00
2.81E+00
2.73E+00
2.73E+00
2.65E+00
2.73E+00
2.81E+00
2.81E+00
2.73E+00
2.73E+00
2.81E+00
2.81E+00
2.81E+00
2.81E+00
2.81E+00
2.81E+00
2.81E+00
2.81E+00
2.73E+00
2.81E+00
2.81E+00
2.81E+00
2.81E+00
2.89E+00
2.89E+00
2.81E+00
2.81E+00
2.89E+00
2.89E+00
2.89E+00
2.89E+00
2.89E+00
2.81E+00
2.89E+00
2.89E+00
2.89E+00
2.89E+00
2.89E+00
2.89E+00
2.89E+00
2.89E+00
2.89E+00
2.89E+00
2.89E+00
2.89E+00
2.89E+00
2.89E+00
2.89E+00
2.97E+00
2.89E+00
2.97E+00
2.97E+00
2.97E+00
2.97E+00
2.97E+00
2.97E+00
2.81E+00
2.89E+00
2.89E+00
2.89E+00
2.97E+00
2.97E+00
2.97E+00
2.97E+00
2.97E+00
2.89E+00
2.89E+00
2.89E+00
2.89E+00
2.89E+00
2.97E+00
2.97E+00
2.89E+00
2.97E+00
2.89E+00
2.89E+00
2.97E+00
2.89E+00
2.81E+00
2.89E+00
2.89E+00
2.89E+00
2.89E+00
2.89E+00
2.89E+00
2.89E+00
2.89E+00
2.89E+00
2.89E+00
2.89E+00
2.89E+00
2.89E+00
2.97E+00
2.89E+00
2.97E+00
2.89E+00
2.81E+00
2.81E+00
2.89E+00
2.81E+00
2.81E+00
2.89E+00
2.81E+00
2.89E+00
2.81E+00
2.81E+00
2.81E+00
2.81E+00
2.81E+00
2.81E+00
2.81E+00
2.73E+00
2.81E+00
2.73E+00
2.73E+00
2.73E+00
2.73E+00
2.81E+00
2.81E+00
2.73E+00
2.73E+00
2.73E+00
2.73E+00
2.73E+00
2.65E+00
2.73E+00
2.73E+00
2.73E+00
2.65E+00
2.65E+00
2.73E+00
2.65E+00
2.65E+00
2.65E+00
2.65E+00
2.65E+00
2.65E+00
2.65E+00
2.57E+00
2.57E+00
2.57E+00
2.57E+00
2.57E+00
2.57E+00
2.57E+00
2.49E+00
2.49E+00
2.57E+00
2.49E+00
2.57E+00
2.49E+00
2.57E+00
2.41E+00
2.49E+00
2.49E+00
2.49E+00
2.41E+00
2.49E+00
2.41E+00
2.49E+00
2.41E+00
2.33E+00
2.41E+00
2.41E+00
2.41E+00
2.33E+00
2.33E+00
2.33E+00
2.33E+00
2.33E+00
2.33E+00
2.25E+00
2.17E+00
2.25E+00
2.25E+00
2.25E+00
2.17E+00
2.17E+00
2.17E+00
2.17E+00
2.09E+00
2.17E+00
2.17E+00
2.17E+00
2.09E+00
2.09E+00
2.09E+00
2.09E+00
2.01E+00
2.01E+00
2.09E+00
2.01E+00
2.01E+00
2.01E+00
2.01E+00
2.01E+00
1.93E+00
1.85E+00
1.85E+00
1.85E+00
1.93E+00
1.93E+00
1.93E+00
1.85E+00
1.85E+00
1.77E+00
1.77E+00
1.77E+00
1.77E+00
1.69E+00
1.77E+00
1.77E+00
1.69E+00
1.69E+00
1.61E+00
1.69E+00
1.69E+00
1.61E+00
1.61E+00
1.53E+00
1.61E+00
1.61E+00
1.53E+00
1.45E+00
1.53E+00
1.45E+00
1.45E+00
1.45E+00
1.45E+00
1.45E+00
1.45E+00
1.45E+00
1.37E+00
1.37E+00
1.45E+00
1.45E+00
1.37E+00
1.29E+00
1.29E+00
1.29E+00
1.29E+00
1.29E+00
1.29E+00
1.21E+00
1.13E+00
1.13E+00
1.21E+00
1.13E+00
1.13E+00
1.05E+00
1.13E+00
1.05E+00
9.65E-01
1.13E+00
1.05E+00
9.65E-01
9.65E-01
1.05E+00
9.65E-01
9.65E-01
9.65E-01
8.84E-01
8.84E-01
8.84E-01
8.04E-01
8.04E-01
8.04E-01
8.04E-01
7.24E-01
7.24E-01
8.04E-01
7.24E-01
7.24E-01
7.24E-01
6.43E-01
6.43E-01
5.63E-01
5.63E-01
5.63E-01
5.63E-01
5.63E-01
5.63E-01
4.82E-01
4.82E-01
4.82E-01
4.82E-01
4.82E-01
4.02E-01
4.82E-01
4.02E-01
4.02E-01
3.22E-01
4.02E-01
2.41E-01
2.41E-01
2.41E-01
2.41E-01
3.22E-01
2.41E-01
1.61E-01
1.61E-01
1.61E-01
1.61E-01
1.61E-01
1.61E-01
8.04E-02
8.04E-02
0.00E+00
0.00E+00
0.00E+00
-8.04E-02
0.00E+00
0.00E+00
-8.04E-02
-8.04E-02
-8.04E-02
-1.61E-01
-1.61E-01
-1.61E-01
-1.61E-01
-1.61E-01
-2.41E-01
-1.61E-01
-2.41E-01
-2.41E-01
-2.41E-01
-3.22E-01
-2.41E-01
-4.02E-01
-3.22E-01
-3.22E-01
-4.02E-01
-4.02E-01
-4.02E-01
-4.02E-01
-4.82E-01
-4.82E-01
-4.82E-01
-4.82E-01
-5.63E-01
-5.63E-01
-5.63E-01
-5.63E-01
-6.43E-01
-5.63E-01
-5.63E-01
-7.24E-01
-6.43E-01
-7.24E-01
-6.43E-01
-7.24E-01
-7.24E-01
-8.04E-01
-8.04E-01
-8.04E-01
-8.04E-01
-8.04E-01
-8.84E-01
-8.04E-01
-8.84E-01
-8.84E-01
-8.84E-01
-9.65E-01
-9.65E-01
-1.05E+00
-9.65E-01
-9.65E-01
-1.05E+00
-1.05E+00
-1.05E+00
-1.05E+00
-1.13E+00
-1.21E+00
-1.13E+00
-1.13E+00
-1.21E+00
-1.21E+00
-1.13E+00
-1.21E+00
-1.29E+00
-1.21E+00
-1.29E+00
-1.37E+00
-1.29E+00
-1.29E+00
-1.37E+00
-1.37E+00
-1.37E+00
-1.37E+00
-1.37E+00
-1.45E+00
-1.37E+00
-1.45E+00
-1.45E+00
-1.45E+00
-1.61E+00
-1.45E+00
-1.45E+00
-1.53E+00
-1.53E+00
-1.53E+00
-1.53E+00
-1.61E+00
-1.53E+00
-1.53E+00
-1.53E+00
-1.53E+00
-1.53E+00
-1.61E+00
-1.61E+00
-1.69E+00
-1.61E+00
-1.61E+00
-1.61E+00
-1.53E+00
-1.61E+00
-1.61E+00
-1.61E+00
-1.69E+00
-1.61E+00
-1.61E+00
-1.61E+00
-1.61E+00
-1.61E+00
-1.61E+00
-1.69E+00
-1.61E+00
-1.69E+00
-1.61E+00
-1.61E+00
-1.69E+00
-1.69E+00
-1.61E+00
-1.61E+00
-1.61E+00
-1.69E+00
-1.69E+00
-1.69E+00
-1.69E+00
-1.69E+00
-1.61E+00
-1.61E+00
-1.61E+00
-1.69E+00
-1.69E+00
-1.61E+00
-1.69E+00
-1.61E+00
-1.69E+00
-1.69E+00
-1.61E+00
-1.69E+00
-1.61E+00
-1.69E+00
-1.61E+00
-1.61E+00
-1.69E+00
-1.69E+00
-1.61E+00
-1.69E+00
-1.61E+00
-1.61E+00
-1.61E+00
-1.61E+00
-1.69E+00
-1.69E+00
-1.61E+00
-1.69E+00
-1.61E+00
-1.69E+00
-1.69E+00
-1.61E+00
-1.61E+00
-1.77E+00
-1.69E+00
-1.69E+00
-1.61E+00
-1.69E+00
-1.69E+00
-1.69E+00
-1.69E+00
-1.61E+00
-1.61E+00
-1.69E+00
-1.69E+00
-1.69E+00
-1.69E+00
-1.69E+00
-1.61E+00
-1.69E+00
-1.69E+00
-1.61E+00
-1.61E+00
-1.69E+00
-1.77E+00
-1.69E+00
-1.69E+00
-1.61E+00
-1.69E+00
-1.61E+00
-1.69E+00
-1.61E+00
-1.61E+00
-1.69E+00
-1.69E+00
-1.77E+00
-1.61E+00
-1.69E+00
-1.69E+00
-1.69E+00
-1.61E+00
-1.69E+00
-1.77E+00
-1.77E+00
-1.61E+00
-1.69E+00
-1.69E+00
-1.69E+00
-1.69E+00
-1.61E+00
-1.69E+00
-1.69E+00
-1.69E+00
-1.61E+00
-1.69E+00
-1.69E+00
-1.61E+00
-1.61E+00
-1.69E+00
-1.69E+00
-1.69E+00
-1.69E+00
-1.69E+00
-1.69E+00
-1.69E+00
-1.69E+00
-1.69E+00
-1.69E+00
-1.69E+00
-1.69E+00
-1.61E+00
-1.69E+00
-1.69E+00
-1.69E+00
-1.69E+00
-1.61E+00
-1.69E+00
-1.69E+00
-1.61E+00
-1.69E+00
-1.69E+00
-1.69E+00
-1.69E+00
-1.69E+00
-1.77E+00
-1.69E+00
-1.69E+00
-1.69E+00
-1.69E+00
-1.69E+00
-1.69E+00
-1.61E+00
-1.69E+00
-1.69E+00
-1.69E+00
-1.77E+00
-1.61E+00
-1.61E+00
-1.61E+00
-1.69E+00
-1.69E+00
-1.69E+00
-1.69E+00
-1.61E+00
-1.61E+00
-1.69E+00
-1.61E+00
-1.69E+00
-1.69E+00
-1.69E+00
-1.69E+00
-1.69E+00
-1.69E+00
-1.69E+00
-1.69E+00
-1.69E+00
-1.61E+00
-1.61E+00
-1.69E+00
-1.61E+00
-1.69E+00
-1.69E+00
-1.69E+00
-1.69E+00
-1.69E+00
-1.69E+00
-1.69E+00
-1.61E+00
-1.69E+00
-1.69E+00
-1.69E+00
-1.69E+00
-1.69E+00
-1.69E+00
-1.61E+00
-1.69E+00
-1.69E+00
-1.69E+00
-1.61E+00
-1.69E+00
-1.69E+00
-1.61E+00
-1.69E+00
-1.69E+00
-1.69E+00
-1.69E+00
-1.77E+00
-1.61E+00
-1.69E+00
-1.69E+00
-1.69E+00
-1.69E+00
-1.69E+00
-1.61E+00
-1.69E+00
-1.77E+00
-1.61E+00
-1.69E+00
-1.61E+00
-1.69E+00
-1.69E+00
-1.69E+00
-1.61E+00
-1.69E+00
-1.69E+00
-1.69E+00
-1.69E+00
-1.69E+00
-1.77E+00
-1.69E+00
-1.69E+00
-1.69E+00
-1.61E+00
-1.69E+00
-1.69E+00
-1.69E+00
-1.77E+00
-1.69E+00
-1.61E+00
-1.69E+00
-1.69E+00
-1.61E+00
-1.69E+00
-1.69E+00
-1.69E+00
-1.69E+00
-1.69E+00
-1.77E+00
-1.69E+00
-1.61E+00
-1.69E+00
-1.69E+00
-1.69E+00
-1.61E+00
-1.69E+00
-1.69E+00
-1.69E+00
-1.61E+00
-1.69E+00
-1.69E+00
-1.69E+00
-1.69E+00
-1.61E+00
-1.69E+00
-1.69E+00
-1.69E+00
-1.69E+00
-1.61E+00
-1.61E+00
-1.61E+00
-1.61E+00
-1.69E+00
-1.61E+00
-1.69E+00
-1.61E+00
-1.61E+00
-1.61E+00
-1.61E+00
-1.69E+00
-1.69E+00
-1.61E+00
-1.69E+00
-1.61E+00
-1.61E+00
-1.61E+00
-1.69E+00
-1.61E+00
-1.69E+00
-1.69E+00
-1.61E+00
-1.61E+00
-1.69E+00
-1.61E+00
-1.61E+00
-1.61E+00
-1.53E+00
-1.61E+00
-1.61E+00
-1.69E+00
-1.61E+00
-1.69E+00
-1.53E+00
-1.53E+00
-1.61E+00
-1.53E+00
-1.61E+00
-1.69E+00
-1.61E+00
-1.61E+00
-1.53E+00
-1.61E+00
-1.53E+00
-1.53E+00
-1.53E+00
-1.53E+00
-1.53E+00
-1.53E+00
-1.53E+00
-1.61E+00
-1.45E+00
-1.45E+00
-1.53E+00
-1.45E+00
-1.45E+00
-1.45E+00
-1.37E+00
-1.53E+00
-1.37E+00
-1.37E+00
-1.37E+00
-1.29E+00
-1.37E+00
-1.29E+00
-1.29E+00
-1.37E+00
-1.29E+00
-1.29E+00
-1.29E+00
-1.21E+00
-1.21E+00
-1.21E+00
-1.21E+00
-1.13E+00
-1.13E+00
-1.13E+00
-1.13E+00
-9.65E-01
-1.13E+00
-1.05E+00
-1.05E+00
-9.65E-01
-9.65E-01
-9.65E-01
-9.65E-01
-9.65E-01
-9.65E-01
-9.65E-01
-9.65E-01
-8.84E-01
-8.84E-01
-8.84E-01
-8.84E-01
-8.04E-01
-8.04E-01
-8.04E-01
-7.24E-01
-6.43E-01
-7.24E-01
-7.24E-01
-6.43E-01
-6.43E-01
-5.63E-01
-6.43E-01
-6.43E-01
-5.63E-01
-5.63E-01
-5.63E-01
-5.63E-01
-4.82E-01
-4.82E-01
-4.82E-01
-4.82E-01
-4.82E-01
-3.22E-01
-4.02E-01
-4.02E-01
-3.22E-01
-4.02E-01
-4.02E-01
-2.41E-01
-2.41E-01
-3.22E-01
-1.61E-01
-1.61E-01
-1.61E-01
-3.22E-01
-2.41E-01
-1.61E-01
-1.61E-01
-8.04E-02
-8.04E-02
-1.61E-01
-8.04E-02
-8.04E-02
8.04E-02
0.00E+00
0.00E+00];

%scatter(x,y,'filled')
%hold on
%scatter(x,y,'filled')
plot(t,x)
hold on
plot(t,y)
grid on
xlabel('Voltaje (V)') 
ylabel('Corriente (A)')

%xticks([0 0.45 0.5 0.55 0.6 0.65 0.7 0.75 0.8 1])
%xticklabels({'0','0.45','0.5','0.55','0.6','0.65','0.7','0.75','0.8','1'})
%yticks([0  0.0015 0.006 0.019 0.038 0.06])
